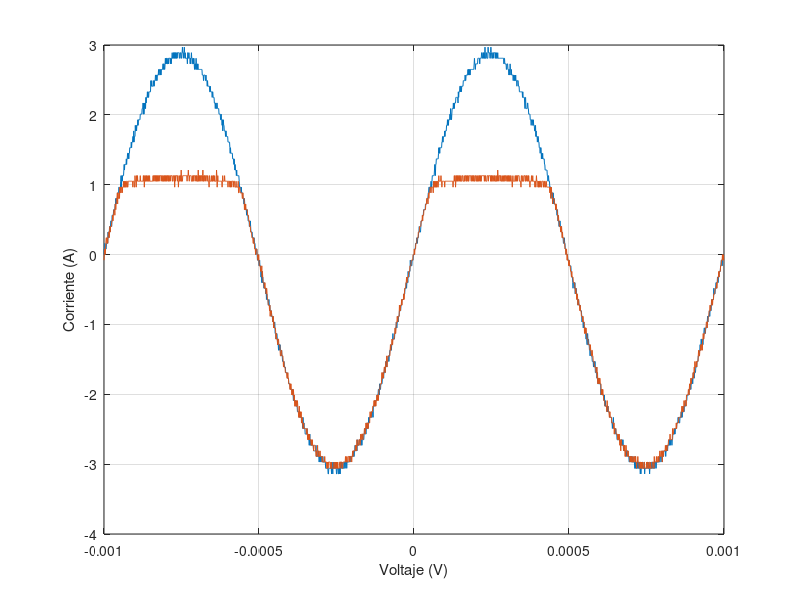

This figure's MATLAB source:
t=[-1.00E-03
-9.99E-04
-9.98E-04
-9.97E-04
-9.96E-04
-9.95E-04
-9.94E-04
-9.93E-04
-9.92E-04
-9.91E-04
-9.90E-04
-9.89E-04
-9.88E-04
-9.87E-04
-9.86E-04
-9.85E-04
-9.84E-04
-9.83E-04
-9.82E-04
-9.81E-04
-9.80E-04
-9.79E-04
-9.78E-04
-9.77E-04
-9.76E-04
-9.75E-04
-9.74E-04
-9.73E-04
-9.72E-04
-9.71E-04
-9.70E-04
-9.69E-04
-9.68E-04
-9.67E-04
-9.66E-04
-9.65E-04
-9.64E-04
-9.63E-04
-9.62E-04
-9.61E-04
-9.60E-04
-9.59E-04
-9.58E-04
-9.57E-04
-9.56E-04
-9.55E-04
-9.54E-04
-9.53E-04
-9.52E-04
-9.51E-04
-9.50E-04
-9.49E-04
-9.48E-04
-9.47E-04
-9.46E-04
-9.45E-04
-9.44E-04
-9.43E-04
-9.42E-04
-9.41E-04
-9.40E-04
-9.39E-04
-9.38E-04
-9.37E-04
-9.36E-04
-9.35E-04
-9.34E-04
-9.33E-04
-9.32E-04
-9.31E-04
-9.30E-04
-9.29E-04
-9.28E-04
-9.27E-04
-9.26E-04
-9.25E-04
-9.24E-04
-9.23E-04
-9.22E-04
-9.21E-04
-9.20E-04
-9.19E-04
-9.18E-04
-9.17E-04
-9.16E-04
-9.15E-04
-9.14E-04
-9.13E-04
-9.12E-04
-9.11E-04
-9.10E-04
-9.09E-04
-9.08E-04
-9.07E-04
-9.06E-04
-9.05E-04
-9.04E-04
-9.03E-04
-9.02E-04
-9.01E-04
-9.00E-04
-8.99E-04
-8.98E-04
-8.97E-04
-8.96E-04
-8.95E-04
-8.94E-04
-8.93E-04
-8.92E-04
-8.91E-04
-8.90E-04
-8.89E-04
-8.88E-04
-8.87E-04
-8.86E-04
-8.85E-04
-8.84E-04
-8.83E-04
-8.82E-04
-8.81E-04
-8.80E-04
-8.79E-04
-8.78E-04
-8.77E-04
-8.76E-04
-8.75E-04
-8.74E-04
-8.73E-04
-8.72E-04
-8.71E-04
-8.70E-04
-8.69E-04
-8.68E-04
-8.67E-04
-8.66E-04
-8.65E-04
-8.64E-04
-8.63E-04
-8.62E-04
-8.61E-04
-8.60E-04
-8.59E-04
-8.58E-04
-8.57E-04
-8.56E-04
-8.55E-04
-8.54E-04
-8.53E-04
-8.52E-04
-8.51E-04
-8.50E-04
-8.49E-04
-8.48E-04
-8.47E-04
-8.46E-04
-8.45E-04
-8.44E-04
-8.43E-04
-8.42E-04
-8.41E-04
-8.40E-04
-8.39E-04
-8.38E-04
-8.37E-04
-8.36E-04
-8.35E-04
-8.34E-04
-8.33E-04
-8.32E-04
-8.31E-04
-8.30E-04
-8.29E-04
-8.28E-04
-8.27E-04
-8.26E-04
-8.25E-04
-8.24E-04
-8.23E-04
-8.22E-04
-8.21E-04
-8.20E-04
-8.19E-04
-8.18E-04
-8.17E-04
-8.16E-04
-8.15E-04
-8.14E-04
-8.13E-04
-8.12E-04
-8.11E-04
-8.10E-04
-8.09E-04
-8.08E-04
-8.07E-04
-8.06E-04
-8.05E-04
-8.04E-04
-8.03E-04
-8.02E-04
-8.01E-04
-8.00E-04
-7.99E-04
-7.98E-04
-7.97E-04
-7.96E-04
-7.95E-04
-7.94E-04
-7.93E-04
-7.92E-04
-7.91E-04
-7.90E-04
-7.89E-04
-7.88E-04
-7.87E-04
-7.86E-04
-7.85E-04
-7.84E-04
-7.83E-04
-7.82E-04
-7.81E-04
-7.80E-04
-7.79E-04
-7.78E-04
-7.77E-04
-7.76E-04
-7.75E-04
-7.74E-04
-7.73E-04
-7.72E-04
-7.71E-04
-7.70E-04
-7.69E-04
-7.68E-04
-7.67E-04
-7.66E-04
-7.65E-04
-7.64E-04
-7.63E-04
-7.62E-04
-7.61E-04
-7.60E-04
-7.59E-04
-7.58E-04
-7.57E-04
-7.56E-04
-7.55E-04
-7.54E-04
-7.53E-04
-7.52E-04
-7.51E-04
-7.50E-04
-7.49E-04
-7.48E-04
-7.47E-04
-7.46E-04
-7.45E-04
-7.44E-04
-7.43E-04
-7.42E-04
-7.41E-04
-7.40E-04
-7.39E-04
-7.38E-04
-7.37E-04
-7.36E-04
-7.35E-04
-7.34E-04
-7.33E-04
-7.32E-04
-7.31E-04
-7.30E-04
-7.29E-04
-7.28E-04
-7.27E-04
-7.26E-04
-7.25E-04
-7.24E-04
-7.23E-04
-7.22E-04
-7.21E-04
-7.20E-04
-7.19E-04
-7.18E-04
-7.17E-04
-7.16E-04
-7.15E-04
-7.14E-04
-7.13E-04
-7.12E-04
-7.11E-04
-7.10E-04
-7.09E-04
-7.08E-04
-7.07E-04
-7.06E-04
-7.05E-04
-7.04E-04
-7.03E-04
-7.02E-04
-7.01E-04
-7.00E-04
-6.99E-04
-6.98E-04
-6.97E-04
-6.96E-04
-6.95E-04
-6.94E-04
-6.93E-04
-6.92E-04
-6.91E-04
-6.90E-04
-6.89E-04
-6.88E-04
-6.87E-04
-6.86E-04
-6.85E-04
-6.84E-04
-6.83E-04
-6.82E-04
-6.81E-04
-6.80E-04
-6.79E-04
-6.78E-04
-6.77E-04
-6.76E-04
-6.75E-04
-6.74E-04
-6.73E-04
-6.72E-04
-6.71E-04
-6.70E-04
-6.69E-04
-6.68E-04
-6.67E-04
-6.66E-04
-6.65E-04
-6.64E-04
-6.63E-04
-6.62E-04
-6.61E-04
-6.60E-04
-6.59E-04
-6.58E-04
-6.57E-04
-6.56E-04
-6.55E-04
-6.54E-04
-6.53E-04
-6.52E-04
-6.51E-04
-6.50E-04
-6.49E-04
-6.48E-04
-6.47E-04
-6.46E-04
-6.45E-04
-6.44E-04
-6.43E-04
-6.42E-04
-6.41E-04
-6.40E-04
-6.39E-04
-6.38E-04
-6.37E-04
-6.36E-04
-6.35E-04
-6.34E-04
-6.33E-04
-6.32E-04
-6.31E-04
-6.30E-04
-6.29E-04
-6.28E-04
-6.27E-04
-6.26E-04
-6.25E-04
-6.24E-04
-6.23E-04
-6.22E-04
-6.21E-04
-6.20E-04
-6.19E-04
-6.18E-04
-6.17E-04
-6.16E-04
-6.15E-04
-6.14E-04
-6.13E-04
-6.12E-04
-6.11E-04
-6.10E-04
-6.09E-04
-6.08E-04
-6.07E-04
-6.06E-04
-6.05E-04
-6.04E-04
-6.03E-04
-6.02E-04
-6.01E-04
-6.00E-04
-5.99E-04
-5.98E-04
-5.97E-04
-5.96E-04
-5.95E-04
-5.94E-04
-5.93E-04
-5.92E-04
-5.91E-04
-5.90E-04
-5.89E-04
-5.88E-04
-5.87E-04
-5.86E-04
-5.85E-04
-5.84E-04
-5.83E-04
-5.82E-04
-5.81E-04
-5.80E-04
-5.79E-04
-5.78E-04
-5.77E-04
-5.76E-04
-5.75E-04
-5.74E-04
-5.73E-04
-5.72E-04
-5.71E-04
-5.70E-04
-5.69E-04
-5.68E-04
-5.67E-04
-5.66E-04
-5.65E-04
-5.64E-04
-5.63E-04
-5.62E-04
-5.61E-04
-5.60E-04
-5.59E-04
-5.58E-04
-5.57E-04
-5.56E-04
-5.55E-04
-5.54E-04
-5.53E-04
-5.52E-04
-5.51E-04
-5.50E-04
-5.49E-04
-5.48E-04
-5.47E-04
-5.46E-04
-5.45E-04
-5.44E-04
-5.43E-04
-5.42E-04
-5.41E-04
-5.40E-04
-5.39E-04
-5.38E-04
-5.37E-04
-5.36E-04
-5.35E-04
-5.34E-04
-5.33E-04
-5.32E-04
-5.31E-04
-5.30E-04
-5.29E-04
-5.28E-04
-5.27E-04
-5.26E-04
-5.25E-04
-5.24E-04
-5.23E-04
-5.22E-04
-5.21E-04
-5.20E-04
-5.19E-04
-5.18E-04
-5.17E-04
-5.16E-04
-5.15E-04
-5.14E-04
-5.13E-04
-5.12E-04
-5.11E-04
-5.10E-04
-5.09E-04
-5.08E-04
-5.07E-04
-5.06E-04
-5.05E-04
-5.04E-04
-5.03E-04
-5.02E-04
-5.01E-04
-5.00E-04
-4.99E-04
-4.98E-04
-4.97E-04
-4.96E-04
-4.95E-04
-4.94E-04
-4.93E-04
-4.92E-04
-4.91E-04
-4.90E-04
-4.89E-04
-4.88E-04
-4.87E-04
-4.86E-04
-4.85E-04
-4.84E-04
-4.83E-04
-4.82E-04
-4.81E-04
-4.80E-04
-4.79E-04
-4.78E-04
-4.77E-04
-4.76E-04
-4.75E-04
-4.74E-04
-4.73E-04
-4.72E-04
-4.71E-04
-4.70E-04
-4.69E-04
-4.68E-04
-4.67E-04
-4.66E-04
-4.65E-04
-4.64E-04
-4.63E-04
-4.62E-04
-4.61E-04
-4.60E-04
-4.59E-04
-4.58E-04
-4.57E-04
-4.56E-04
-4.55E-04
-4.54E-04
-4.53E-04
-4.52E-04
-4.51E-04
-4.50E-04
-4.49E-04
-4.48E-04
-4.47E-04
-4.46E-04
-4.45E-04
-4.44E-04
-4.43E-04
-4.42E-04
-4.41E-04
-4.40E-04
-4.39E-04
-4.38E-04
-4.37E-04
-4.36E-04
-4.35E-04
-4.34E-04
-4.33E-04
-4.32E-04
-4.31E-04
-4.30E-04
-4.29E-04
-4.28E-04
-4.27E-04
-4.26E-04
-4.25E-04
-4.24E-04
-4.23E-04
-4.22E-04
-4.21E-04
-4.20E-04
-4.19E-04
-4.18E-04
-4.17E-04
-4.16E-04
-4.15E-04
-4.14E-04
-4.13E-04
-4.12E-04
-4.11E-04
-4.10E-04
-4.09E-04
-4.08E-04
-4.07E-04
-4.06E-04
-4.05E-04
-4.04E-04
-4.03E-04
-4.02E-04
-4.01E-04
-4.00E-04
-3.99E-04
-3.98E-04
-3.97E-04
-3.96E-04
-3.95E-04
-3.94E-04
-3.93E-04
-3.92E-04
-3.91E-04
-3.90E-04
-3.89E-04
-3.88E-04
-3.87E-04
-3.86E-04
-3.85E-04
-3.84E-04
-3.83E-04
-3.82E-04
-3.81E-04
-3.80E-04
-3.79E-04
-3.78E-04
-3.77E-04
-3.76E-04
-3.75E-04
-3.74E-04
-3.73E-04
-3.72E-04
-3.71E-04
-3.70E-04
-3.69E-04
-3.68E-04
-3.67E-04
-3.66E-04
-3.65E-04
-3.64E-04
-3.63E-04
-3.62E-04
-3.61E-04
-3.60E-04
-3.59E-04
-3.58E-04
-3.57E-04
-3.56E-04
-3.55E-04
-3.54E-04
-3.53E-04
-3.52E-04
-3.51E-04
-3.50E-04
-3.49E-04
-3.48E-04
-3.47E-04
-3.46E-04
-3.45E-04
-3.44E-04
-3.43E-04
-3.42E-04
-3.41E-04
-3.40E-04
-3.39E-04
-3.38E-04
-3.37E-04
-3.36E-04
-3.35E-04
-3.34E-04
-3.33E-04
-3.32E-04
-3.31E-04
-3.30E-04
-3.29E-04
-3.28E-04
-3.27E-04
-3.26E-04
-3.25E-04
-3.24E-04
-3.23E-04
-3.22E-04
-3.21E-04
-3.20E-04
-3.19E-04
-3.18E-04
-3.17E-04
-3.16E-04
-3.15E-04
-3.14E-04
-3.13E-04
-3.12E-04
-3.11E-04
-3.10E-04
-3.09E-04
-3.08E-04
-3.07E-04
-3.06E-04
-3.05E-04
-3.04E-04
-3.03E-04
-3.02E-04
-3.01E-04
-3.00E-04
-2.99E-04
-2.98E-04
-2.97E-04
-2.96E-04
-2.95E-04
-2.94E-04
-2.93E-04
-2.92E-04
-2.91E-04
-2.90E-04
-2.89E-04
-2.88E-04
-2.87E-04
-2.86E-04
-2.85E-04
-2.84E-04
-2.83E-04
-2.82E-04
-2.81E-04
-2.80E-04
-2.79E-04
-2.78E-04
-2.77E-04
-2.76E-04
-2.75E-04
-2.74E-04
-2.73E-04
-2.72E-04
-2.71E-04
-2.70E-04
-2.69E-04
-2.68E-04
-2.67E-04
-2.66E-04
-2.65E-04
-2.64E-04
-2.63E-04
-2.62E-04
-2.61E-04
-2.60E-04
-2.59E-04
-2.58E-04
-2.57E-04
-2.56E-04
-2.55E-04
-2.54E-04
-2.53E-04
-2.52E-04
-2.51E-04
-2.50E-04
-2.49E-04
-2.48E-04
-2.47E-04
-2.46E-04
-2.45E-04
-2.44E-04
-2.43E-04
-2.42E-04
-2.41E-04
-2.40E-04
-2.39E-04
-2.38E-04
-2.37E-04
-2.36E-04
-2.35E-04
-2.34E-04
-2.33E-04
-2.32E-04
-2.31E-04
-2.30E-04
-2.29E-04
-2.28E-04
-2.27E-04
-2.26E-04
-2.25E-04
-2.24E-04
-2.23E-04
-2.22E-04
-2.21E-04
-2.20E-04
-2.19E-04
-2.18E-04
-2.17E-04
-2.16E-04
-2.15E-04
-2.14E-04
-2.13E-04
-2.12E-04
-2.11E-04
-2.10E-04
-2.09E-04
-2.08E-04
-2.07E-04
-2.06E-04
-2.05E-04
-2.04E-04
-2.03E-04
-2.02E-04
-2.01E-04
-2.00E-04
-1.99E-04
-1.98E-04
-1.97E-04
-1.96E-04
-1.95E-04
-1.94E-04
-1.93E-04
-1.92E-04
-1.91E-04
-1.90E-04
-1.89E-04
-1.88E-04
-1.87E-04
-1.86E-04
-1.85E-04
-1.84E-04
-1.83E-04
-1.82E-04
-1.81E-04
-1.80E-04
-1.79E-04
-1.78E-04
-1.77E-04
-1.76E-04
-1.75E-04
-1.74E-04
-1.73E-04
-1.72E-04
-1.71E-04
-1.70E-04
-1.69E-04
-1.68E-04
-1.67E-04
-1.66E-04
-1.65E-04
-1.64E-04
-1.63E-04
-1.62E-04
-1.61E-04
-1.60E-04
-1.59E-04
-1.58E-04
-1.57E-04
-1.56E-04
-1.55E-04
-1.54E-04
-1.53E-04
-1.52E-04
-1.51E-04
-1.50E-04
-1.49E-04
-1.48E-04
-1.47E-04
-1.46E-04
-1.45E-04
-1.44E-04
-1.43E-04
-1.42E-04
-1.41E-04
-1.40E-04
-1.39E-04
-1.38E-04
-1.37E-04
-1.36E-04
-1.35E-04
-1.34E-04
-1.33E-04
-1.32E-04
-1.31E-04
-1.30E-04
-1.29E-04
-1.28E-04
-1.27E-04
-1.26E-04
-1.25E-04
-1.24E-04
-1.23E-04
-1.22E-04
-1.21E-04
-1.20E-04
-1.19E-04
-1.18E-04
-1.17E-04
-1.16E-04
-1.15E-04
-1.14E-04
-1.13E-04
-1.12E-04
-1.11E-04
-1.10E-04
-1.09E-04
-1.08E-04
-1.07E-04
-1.06E-04
-1.05E-04
-1.04E-04
-1.03E-04
-1.02E-04
-1.01E-04
-1.00E-04
-9.90E-05
-9.80E-05
-9.70E-05
-9.60E-05
-9.50E-05
-9.40E-05
-9.30E-05
-9.20E-05
-9.10E-05
-9.00E-05
-8.90E-05
-8.80E-05
-8.70E-05
-8.60E-05
-8.50E-05
-8.40E-05
-8.30E-05
-8.20E-05
-8.10E-05
-8.00E-05
-7.90E-05
-7.80E-05
-7.70E-05
-7.60E-05
-7.50E-05
-7.40E-05
-7.30E-05
-7.20E-05
-7.10E-05
-7.00E-05
-6.90E-05
-6.80E-05
-6.70E-05
-6.60E-05
-6.50E-05
-6.40E-05
-6.30E-05
-6.20E-05
-6.10E-05
-6.00E-05
-5.90E-05
-5.80E-05
-5.70E-05
-5.60E-05
-5.50E-05
-5.40E-05
-5.30E-05
-5.20E-05
-5.10E-05
-5.00E-05
-4.90E-05
-4.80E-05
-4.70E-05
-4.60E-05
-4.50E-05
-4.40E-05
-4.30E-05
-4.20E-05
-4.10E-05
-4.00E-05
-3.90E-05
-3.80E-05
-3.70E-05
-3.60E-05
-3.50E-05
-3.40E-05
-3.30E-05
-3.20E-05
-3.10E-05
-3.00E-05
-2.90E-05
-2.80E-05
-2.70E-05
-2.60E-05
-2.50E-05
-2.40E-05
-2.30E-05
-2.20E-05
-2.10E-05
-2.00E-05
-1.90E-05
-1.80E-05
-1.70E-05
-1.60E-05
-1.50E-05
-1.40E-05
-1.30E-05
-1.20E-05
-1.10E-05
-1.00E-05
-9.00E-06
-8.00E-06
-7.00E-06
-6.00E-06
-5.00E-06
-4.00E-06
-3.00E-06
-2.00E-06
-1.00E-06
0.00E+00
1.00E-06
2.00E-06
3.00E-06
4.00E-06
5.00E-06
6.00E-06
7.00E-06
8.00E-06
9.00E-06
1.00E-05
1.10E-05
1.20E-05
1.30E-05
1.40E-05
1.50E-05
1.60E-05
1.70E-05
1.80E-05
1.90E-05
2.00E-05
2.10E-05
2.20E-05
2.30E-05
2.40E-05
2.50E-05
2.60E-05
2.70E-05
2.80E-05
2.90E-05
3.00E-05
3.10E-05
3.20E-05
3.30E-05
3.40E-05
3.50E-05
3.60E-05
3.70E-05
3.80E-05
3.90E-05
4.00E-05
4.10E-05
4.20E-05
4.30E-05
4.40E-05
4.50E-05
4.60E-05
4.70E-05
4.80E-05
4.90E-05
5.00E-05
5.10E-05
5.20E-05
5.30E-05
5.40E-05
5.50E-05
5.60E-05
5.70E-05
5.80E-05
5.90E-05
6.00E-05
6.10E-05
6.20E-05
6.30E-05
6.40E-05
6.50E-05
6.60E-05
6.70E-05
6.80E-05
6.90E-05
7.00E-05
7.10E-05
7.20E-05
7.30E-05
7.40E-05
7.50E-05
7.60E-05
7.70E-05
7.80E-05
7.90E-05
8.00E-05
8.10E-05
8.20E-05
8.30E-05
8.40E-05
8.50E-05
8.60E-05
8.70E-05
8.80E-05
8.90E-05
9.00E-05
9.10E-05
9.20E-05
9.30E-05
9.40E-05
9.50E-05
9.60E-05
9.70E-05
9.80E-05
9.90E-05
1.00E-04
1.01E-04
1.02E-04
1.03E-04
1.04E-04
1.05E-04
1.06E-04
1.07E-04
1.08E-04
1.09E-04
1.10E-04
1.11E-04
1.12E-04
1.13E-04
1.14E-04
1.15E-04
1.16E-04
1.17E-04
1.18E-04
1.19E-04
1.20E-04
1.21E-04
1.22E-04
1.23E-04
1.24E-04
1.25E-04
1.26E-04
1.27E-04
1.28E-04
1.29E-04
1.30E-04
1.31E-04
1.32E-04
1.33E-04
1.34E-04
1.35E-04
1.36E-04
1.37E-04
1.38E-04
1.39E-04
1.40E-04
1.41E-04
1.42E-04
1.43E-04
1.44E-04
1.45E-04
1.46E-04
1.47E-04
1.48E-04
1.49E-04
1.50E-04
1.51E-04
1.52E-04
1.53E-04
1.54E-04
1.55E-04
1.56E-04
1.57E-04
1.58E-04
1.59E-04
1.60E-04
1.61E-04
1.62E-04
1.63E-04
1.64E-04
1.65E-04
1.66E-04
1.67E-04
1.68E-04
1.69E-04
1.70E-04
1.71E-04
1.72E-04
1.73E-04
1.74E-04
1.75E-04
1.76E-04
1.77E-04
1.78E-04
1.79E-04
1.80E-04
1.81E-04
1.82E-04
1.83E-04
1.84E-04
1.85E-04
1.86E-04
1.87E-04
1.88E-04
1.89E-04
1.90E-04
1.91E-04
1.92E-04
1.93E-04
1.94E-04
1.95E-04
1.96E-04
1.97E-04
1.98E-04
1.99E-04
2.00E-04
2.01E-04
2.02E-04
2.03E-04
2.04E-04
2.05E-04
2.06E-04
2.07E-04
2.08E-04
2.09E-04
2.10E-04
2.11E-04
2.12E-04
2.13E-04
2.14E-04
2.15E-04
2.16E-04
2.17E-04
2.18E-04
2.19E-04
2.20E-04
2.21E-04
2.22E-04
2.23E-04
2.24E-04
2.25E-04
2.26E-04
2.27E-04
2.28E-04
2.29E-04
2.30E-04
2.31E-04
2.32E-04
2.33E-04
2.34E-04
2.35E-04
2.36E-04
2.37E-04
2.38E-04
2.39E-04
2.40E-04
2.41E-04
2.42E-04
2.43E-04
2.44E-04
2.45E-04
2.46E-04
2.47E-04
2.48E-04
2.49E-04
2.50E-04
2.51E-04
2.52E-04
2.53E-04
2.54E-04
2.55E-04
2.56E-04
2.57E-04
2.58E-04
2.59E-04
2.60E-04
2.61E-04
2.62E-04
2.63E-04
2.64E-04
2.65E-04
2.66E-04
2.67E-04
2.68E-04
2.69E-04
2.70E-04
2.71E-04
2.72E-04
2.73E-04
2.74E-04
2.75E-04
2.76E-04
2.77E-04
2.78E-04
2.79E-04
2.80E-04
2.81E-04
2.82E-04
2.83E-04
2.84E-04
2.85E-04
2.86E-04
2.87E-04
2.88E-04
2.89E-04
2.90E-04
2.91E-04
2.92E-04
2.93E-04
2.94E-04
2.95E-04
2.96E-04
2.97E-04
2.98E-04
2.99E-04
3.00E-04
3.01E-04
3.02E-04
3.03E-04
3.04E-04
3.05E-04
3.06E-04
3.07E-04
3.08E-04
3.09E-04
3.10E-04
3.11E-04
3.12E-04
3.13E-04
3.14E-04
3.15E-04
3.16E-04
3.17E-04
3.18E-04
3.19E-04
3.20E-04
3.21E-04
3.22E-04
3.23E-04
3.24E-04
3.25E-04
3.26E-04
3.27E-04
3.28E-04
3.29E-04
3.30E-04
3.31E-04
3.32E-04
3.33E-04
3.34E-04
3.35E-04
3.36E-04
3.37E-04
3.38E-04
3.39E-04
3.40E-04
3.41E-04
3.42E-04
3.43E-04
3.44E-04
3.45E-04
3.46E-04
3.47E-04
3.48E-04
3.49E-04
3.50E-04
3.51E-04
3.52E-04
3.53E-04
3.54E-04
3.55E-04
3.56E-04
3.57E-04
3.58E-04
3.59E-04
3.60E-04
3.61E-04
3.62E-04
3.63E-04
3.64E-04
3.65E-04
3.66E-04
3.67E-04
3.68E-04
3.69E-04
3.70E-04
3.71E-04
3.72E-04
3.73E-04
3.74E-04
3.75E-04
3.76E-04
3.77E-04
3.78E-04
3.79E-04
3.80E-04
3.81E-04
3.82E-04
3.83E-04
3.84E-04
3.85E-04
3.86E-04
3.87E-04
3.88E-04
3.89E-04
3.90E-04
3.91E-04
3.92E-04
3.93E-04
3.94E-04
3.95E-04
3.96E-04
3.97E-04
3.98E-04
3.99E-04
4.00E-04
4.01E-04
4.02E-04
4.03E-04
4.04E-04
4.05E-04
4.06E-04
4.07E-04
4.08E-04
4.09E-04
4.10E-04
4.11E-04
4.12E-04
4.13E-04
4.14E-04
4.15E-04
4.16E-04
4.17E-04
4.18E-04
4.19E-04
4.20E-04
4.21E-04
4.22E-04
4.23E-04
4.24E-04
4.25E-04
4.26E-04
4.27E-04
4.28E-04
4.29E-04
4.30E-04
4.31E-04
4.32E-04
4.33E-04
4.34E-04
4.35E-04
4.36E-04
4.37E-04
4.38E-04
4.39E-04
4.40E-04
4.41E-04
4.42E-04
4.43E-04
4.44E-04
4.45E-04
4.46E-04
4.47E-04
4.48E-04
4.49E-04
4.50E-04
4.51E-04
4.52E-04
4.53E-04
4.54E-04
4.55E-04
4.56E-04
4.57E-04
4.58E-04
4.59E-04
4.60E-04
4.61E-04
4.62E-04
4.63E-04
4.64E-04
4.65E-04
4.66E-04
4.67E-04
4.68E-04
4.69E-04
4.70E-04
4.71E-04
4.72E-04
4.73E-04
4.74E-04
4.75E-04
4.76E-04
4.77E-04
4.78E-04
4.79E-04
4.80E-04
4.81E-04
4.82E-04
4.83E-04
4.84E-04
4.85E-04
4.86E-04
4.87E-04
4.88E-04
4.89E-04
4.90E-04
4.91E-04
4.92E-04
4.93E-04
4.94E-04
4.95E-04
4.96E-04
4.97E-04
4.98E-04
4.99E-04
5.00E-04
5.01E-04
5.02E-04
5.03E-04
5.04E-04
5.05E-04
5.06E-04
5.07E-04
5.08E-04
5.09E-04
5.10E-04
5.11E-04
5.12E-04
5.13E-04
5.14E-04
5.15E-04
5.16E-04
5.17E-04
5.18E-04
5.19E-04
5.20E-04
5.21E-04
5.22E-04
5.23E-04
5.24E-04
5.25E-04
5.26E-04
5.27E-04
5.28E-04
5.29E-04
5.30E-04
5.31E-04
5.32E-04
5.33E-04
5.34E-04
5.35E-04
5.36E-04
5.37E-04
5.38E-04
5.39E-04
5.40E-04
5.41E-04
5.42E-04
5.43E-04
5.44E-04
5.45E-04
5.46E-04
5.47E-04
5.48E-04
5.49E-04
5.50E-04
5.51E-04
5.52E-04
5.53E-04
5.54E-04
5.55E-04
5.56E-04
5.57E-04
5.58E-04
5.59E-04
5.60E-04
5.61E-04
5.62E-04
5.63E-04
5.64E-04
5.65E-04
5.66E-04
5.67E-04
5.68E-04
5.69E-04
5.70E-04
5.71E-04
5.72E-04
5.73E-04
5.74E-04
5.75E-04
5.76E-04
5.77E-04
5.78E-04
5.79E-04
5.80E-04
5.81E-04
5.82E-04
5.83E-04
5.84E-04
5.85E-04
5.86E-04
5.87E-04
5.88E-04
5.89E-04
5.90E-04
5.91E-04
5.92E-04
5.93E-04
5.94E-04
5.95E-04
5.96E-04
5.97E-04
5.98E-04
5.99E-04
6.00E-04
6.01E-04
6.02E-04
6.03E-04
6.04E-04
6.05E-04
6.06E-04
6.07E-04
6.08E-04
6.09E-04
6.10E-04
6.11E-04
6.12E-04
6.13E-04
6.14E-04
6.15E-04
6.16E-04
6.17E-04
6.18E-04
6.19E-04
6.20E-04
6.21E-04
6.22E-04
6.23E-04
6.24E-04
6.25E-04
6.26E-04
6.27E-04
6.28E-04
6.29E-04
6.30E-04
6.31E-04
6.32E-04
6.33E-04
6.34E-04
6.35E-04
6.36E-04
6.37E-04
6.38E-04
6.39E-04
6.40E-04
6.41E-04
6.42E-04
6.43E-04
6.44E-04
6.45E-04
6.46E-04
6.47E-04
6.48E-04
6.49E-04
6.50E-04
6.51E-04
6.52E-04
6.53E-04
6.54E-04
6.55E-04
6.56E-04
6.57E-04
6.58E-04
6.59E-04
6.60E-04
6.61E-04
6.62E-04
6.63E-04
6.64E-04
6.65E-04
6.66E-04
6.67E-04
6.68E-04
6.69E-04
6.70E-04
6.71E-04
6.72E-04
6.73E-04
6.74E-04
6.75E-04
6.76E-04
6.77E-04
6.78E-04
6.79E-04
6.80E-04
6.81E-04
6.82E-04
6.83E-04
6.84E-04
6.85E-04
6.86E-04
6.87E-04
6.88E-04
6.89E-04
6.90E-04
6.91E-04
6.92E-04
6.93E-04
6.94E-04
6.95E-04
6.96E-04
6.97E-04
6.98E-04
6.99E-04
7.00E-04
7.01E-04
7.02E-04
7.03E-04
7.04E-04
7.05E-04
7.06E-04
7.07E-04
7.08E-04
7.09E-04
7.10E-04
7.11E-04
7.12E-04
7.13E-04
7.14E-04
7.15E-04
7.16E-04
7.17E-04
7.18E-04
7.19E-04
7.20E-04
7.21E-04
7.22E-04
7.23E-04
7.24E-04
7.25E-04
7.26E-04
7.27E-04
7.28E-04
7.29E-04
7.30E-04
7.31E-04
7.32E-04
7.33E-04
7.34E-04
7.35E-04
7.36E-04
7.37E-04
7.38E-04
7.39E-04
7.40E-04
7.41E-04
7.42E-04
7.43E-04
7.44E-04
7.45E-04
7.46E-04
7.47E-04
7.48E-04
7.49E-04
7.50E-04
7.51E-04
7.52E-04
7.53E-04
7.54E-04
7.55E-04
7.56E-04
7.57E-04
7.58E-04
7.59E-04
7.60E-04
7.61E-04
7.62E-04
7.63E-04
7.64E-04
7.65E-04
7.66E-04
7.67E-04
7.68E-04
7.69E-04
7.70E-04
7.71E-04
7.72E-04
7.73E-04
7.74E-04
7.75E-04
7.76E-04
7.77E-04
7.78E-04
7.79E-04
7.80E-04
7.81E-04
7.82E-04
7.83E-04
7.84E-04
7.85E-04
7.86E-04
7.87E-04
7.88E-04
7.89E-04
7.90E-04
7.91E-04
7.92E-04
7.93E-04
7.94E-04
7.95E-04
7.96E-04
7.97E-04
7.98E-04
7.99E-04
8.00E-04
8.01E-04
8.02E-04
8.03E-04
8.04E-04
8.05E-04
8.06E-04
8.07E-04
8.08E-04
8.09E-04
8.10E-04
8.11E-04
8.12E-04
8.13E-04
8.14E-04
8.15E-04
8.16E-04
8.17E-04
8.18E-04
8.19E-04
8.20E-04
8.21E-04
8.22E-04
8.23E-04
8.24E-04
8.25E-04
8.26E-04
8.27E-04
8.28E-04
8.29E-04
8.30E-04
8.31E-04
8.32E-04
8.33E-04
8.34E-04
8.35E-04
8.36E-04
8.37E-04
8.38E-04
8.39E-04
8.40E-04
8.41E-04
8.42E-04
8.43E-04
8.44E-04
8.45E-04
8.46E-04
8.47E-04
8.48E-04
8.49E-04
8.50E-04
8.51E-04
8.52E-04
8.53E-04
8.54E-04
8.55E-04
8.56E-04
8.57E-04
8.58E-04
8.59E-04
8.60E-04
8.61E-04
8.62E-04
8.63E-04
8.64E-04
8.65E-04
8.66E-04
8.67E-04
8.68E-04
8.69E-04
8.70E-04
8.71E-04
8.72E-04
8.73E-04
8.74E-04
8.75E-04
8.76E-04
8.77E-04
8.78E-04
8.79E-04
8.80E-04
8.81E-04
8.82E-04
8.83E-04
8.84E-04
8.85E-04
8.86E-04
8.87E-04
8.88E-04
8.89E-04
8.90E-04
8.91E-04
8.92E-04
8.93E-04
8.94E-04
8.95E-04
8.96E-04
8.97E-04
8.98E-04
8.99E-04
9.00E-04
9.01E-04
9.02E-04
9.03E-04
9.04E-04
9.05E-04
9.06E-04
9.07E-04
9.08E-04
9.09E-04
9.10E-04
9.11E-04
9.12E-04
9.13E-04
9.14E-04
9.15E-04
9.16E-04
9.17E-04
9.18E-04
9.19E-04
9.20E-04
9.21E-04
9.22E-04
9.23E-04
9.24E-04
9.25E-04
9.26E-04
9.27E-04
9.28E-04
9.29E-04
9.30E-04
9.31E-04
9.32E-04
9.33E-04
9.34E-04
9.35E-04
9.36E-04
9.37E-04
9.38E-04
9.39E-04
9.40E-04
9.41E-04
9.42E-04
9.43E-04
9.44E-04
9.45E-04
9.46E-04
9.47E-04
9.48E-04
9.49E-04
9.50E-04
9.51E-04
9.52E-04
9.53E-04
9.54E-04
9.55E-04
9.56E-04
9.57E-04
9.58E-04
9.59E-04
9.60E-04
9.61E-04
9.62E-04
9.63E-04
9.64E-04
9.65E-04
9.66E-04
9.67E-04
9.68E-04
9.69E-04
9.70E-04
9.71E-04
9.72E-04
9.73E-04
9.74E-04
9.75E-04
9.76E-04
9.77E-04
9.78E-04
9.79E-04
9.80E-04
9.81E-04
9.82E-04
9.83E-04
9.84E-04
9.85E-04
9.86E-04
9.87E-04
9.88E-04
9.89E-04
9.90E-04
9.91E-04
9.92E-04
9.93E-04
9.94E-04
9.95E-04
9.96E-04
9.97E-04
9.98E-04
9.99E-04];
x=[0.00E+00
8.04E-02
0.00E+00
1.61E-01
8.04E-02
8.04E-02
8.04E-02
8.04E-02
1.61E-01
1.61E-01
1.61E-01
1.61E-01
1.61E-01
3.22E-01
2.41E-01
3.22E-01
3.22E-01
3.22E-01
4.02E-01
4.02E-01
3.22E-01
4.02E-01
4.82E-01
4.82E-01
4.02E-01
4.02E-01
5.63E-01
5.63E-01
5.63E-01
5.63E-01
5.63E-01
6.43E-01
6.43E-01
6.43E-01
6.43E-01
6.43E-01
7.24E-01
7.24E-01
8.04E-01
7.24E-01
8.04E-01
7.24E-01
8.04E-01
8.04E-01
8.84E-01
8.84E-01
8.84E-01
8.84E-01
9.65E-01
9.65E-01
8.84E-01
8.84E-01
9.65E-01
9.65E-01
1.05E+00
1.13E+00
9.65E-01
1.05E+00
1.13E+00
1.05E+00
1.13E+00
1.13E+00
1.13E+00
1.13E+00
1.21E+00
1.29E+00
1.21E+00
1.29E+00
1.29E+00
1.29E+00
1.29E+00
1.29E+00
1.37E+00
1.29E+00
1.37E+00
1.37E+00
1.45E+00
1.45E+00
1.37E+00
1.45E+00
1.37E+00
1.45E+00
1.45E+00
1.53E+00
1.53E+00
1.53E+00
1.53E+00
1.53E+00
1.61E+00
1.53E+00
1.61E+00
1.61E+00
1.61E+00
1.69E+00
1.69E+00
1.61E+00
1.77E+00
1.61E+00
1.69E+00
1.69E+00
1.69E+00
1.85E+00
1.77E+00
1.77E+00
1.85E+00
1.77E+00
1.85E+00
1.85E+00
1.85E+00
1.93E+00
1.85E+00
1.93E+00
1.93E+00
1.93E+00
1.93E+00
1.93E+00
1.93E+00
2.01E+00
2.01E+00
2.01E+00
2.01E+00
2.01E+00
2.01E+00
2.09E+00
2.09E+00
2.09E+00
2.17E+00
2.01E+00
2.17E+00
2.01E+00
2.09E+00
2.17E+00
2.09E+00
2.17E+00
2.09E+00
2.25E+00
2.17E+00
2.25E+00
2.25E+00
2.25E+00
2.33E+00
2.25E+00
2.33E+00
2.25E+00
2.25E+00
2.33E+00
2.33E+00
2.33E+00
2.33E+00
2.33E+00
2.33E+00
2.49E+00
2.41E+00
2.41E+00
2.49E+00
2.41E+00
2.41E+00
2.41E+00
2.41E+00
2.41E+00
2.49E+00
2.49E+00
2.41E+00
2.49E+00
2.49E+00
2.49E+00
2.57E+00
2.57E+00
2.49E+00
2.57E+00
2.57E+00
2.49E+00
2.57E+00
2.57E+00
2.57E+00
2.57E+00
2.65E+00
2.57E+00
2.57E+00
2.65E+00
2.65E+00
2.65E+00
2.57E+00
2.65E+00
2.57E+00
2.65E+00
2.65E+00
2.65E+00
2.65E+00
2.65E+00
2.73E+00
2.73E+00
2.65E+00
2.73E+00
2.73E+00
2.65E+00
2.65E+00
2.73E+00
2.81E+00
2.73E+00
2.81E+00
2.73E+00
2.81E+00
2.81E+00
2.73E+00
2.73E+00
2.81E+00
2.81E+00
2.73E+00
2.81E+00
2.81E+00
2.81E+00
2.81E+00
2.81E+00
2.73E+00
2.81E+00
2.81E+00
2.73E+00
2.81E+00
2.81E+00
2.89E+00
2.81E+00
2.81E+00
2.81E+00
2.89E+00
2.81E+00
2.89E+00
2.81E+00
2.89E+00
2.81E+00
2.89E+00
2.81E+00
2.89E+00
2.81E+00
2.81E+00
2.89E+00
2.81E+00
2.89E+00
2.89E+00
2.89E+00
2.89E+00
2.89E+00
2.89E+00
2.81E+00
2.81E+00
2.89E+00
2.89E+00
2.89E+00
2.81E+00
2.81E+00
2.81E+00
2.89E+00
2.89E+00
2.97E+00
2.89E+00
2.89E+00
2.81E+00
2.89E+00
2.89E+00
2.97E+00
2.89E+00
2.81E+00
2.89E+00
2.81E+00
2.81E+00
2.81E+00
2.81E+00
2.81E+00
2.81E+00
2.73E+00
2.89E+00
2.89E+00
2.81E+00
2.81E+00
2.89E+00
2.81E+00
2.81E+00
2.81E+00
2.73E+00
2.81E+00
2.73E+00
2.81E+00
2.89E+00
2.81E+00
2.81E+00
2.81E+00
2.73E+00
2.73E+00
2.81E+00
2.73E+00
2.81E+00
2.73E+00
2.65E+00
2.73E+00
2.73E+00
2.73E+00
2.65E+00
2.81E+00
2.73E+00
2.65E+00
2.65E+00
2.73E+00
2.65E+00
2.73E+00
2.65E+00
2.65E+00
2.65E+00
2.65E+00
2.65E+00
2.65E+00
2.65E+00
2.65E+00
2.65E+00
2.65E+00
2.65E+00
2.65E+00
2.65E+00
2.57E+00
2.57E+00
2.57E+00
2.57E+00
2.49E+00
2.57E+00
2.57E+00
2.57E+00
2.57E+00
2.57E+00
2.49E+00
2.49E+00
2.57E+00
2.49E+00
2.49E+00
2.49E+00
2.41E+00
2.49E+00
2.41E+00
2.41E+00
2.41E+00
2.41E+00
2.41E+00
2.41E+00
2.33E+00
2.33E+00
2.41E+00
2.33E+00
2.33E+00
2.33E+00
2.33E+00
2.33E+00
2.25E+00
2.33E+00
2.33E+00
2.25E+00
2.25E+00
2.25E+00
2.25E+00
2.17E+00
2.17E+00
2.17E+00
2.09E+00
2.17E+00
2.17E+00
2.09E+00
2.09E+00
2.17E+00
2.17E+00
2.09E+00
2.09E+00
2.09E+00
2.09E+00
2.09E+00
2.01E+00
2.01E+00
2.01E+00
2.01E+00
2.01E+00
1.93E+00
1.93E+00
2.01E+00
1.93E+00
1.93E+00
1.85E+00
1.93E+00
1.77E+00
1.85E+00
1.93E+00
1.85E+00
1.85E+00
1.77E+00
1.77E+00
1.77E+00
1.77E+00
1.69E+00
1.77E+00
1.77E+00
1.69E+00
1.69E+00
1.69E+00
1.69E+00
1.69E+00
1.61E+00
1.61E+00
1.61E+00
1.61E+00
1.61E+00
1.61E+00
1.53E+00
1.45E+00
1.53E+00
1.45E+00
1.45E+00
1.45E+00
1.45E+00
1.45E+00
1.45E+00
1.37E+00
1.37E+00
1.37E+00
1.37E+00
1.29E+00
1.37E+00
1.29E+00
1.21E+00
1.29E+00
1.21E+00
1.21E+00
1.21E+00
1.13E+00
1.21E+00
1.13E+00
1.13E+00
1.13E+00
1.13E+00
1.13E+00
1.13E+00
1.13E+00
1.05E+00
9.65E-01
9.65E-01
9.65E-01
9.65E-01
9.65E-01
8.84E-01
9.65E-01
8.84E-01
8.84E-01
8.84E-01
8.84E-01
8.04E-01
8.04E-01
8.04E-01
7.24E-01
7.24E-01
8.04E-01
7.24E-01
6.43E-01
7.24E-01
6.43E-01
6.43E-01
6.43E-01
5.63E-01
6.43E-01
6.43E-01
5.63E-01
5.63E-01
4.82E-01
4.82E-01
4.82E-01
4.82E-01
4.02E-01
4.82E-01
4.02E-01
4.82E-01
4.02E-01
3.22E-01
3.22E-01
3.22E-01
3.22E-01
3.22E-01
2.41E-01
2.41E-01
2.41E-01
2.41E-01
1.61E-01
2.41E-01
1.61E-01
1.61E-01
1.61E-01
8.04E-02
8.04E-02
0.00E+00
8.04E-02
8.04E-02
8.04E-02
0.00E+00
-8.04E-02
-8.04E-02
0.00E+00
-8.04E-02
-8.04E-02
-1.61E-01
-1.61E-01
-8.04E-02
-1.61E-01
-1.61E-01
-1.61E-01
-3.22E-01
-3.22E-01
-2.41E-01
-4.02E-01
-2.41E-01
-4.02E-01
-3.22E-01
-4.02E-01
-4.02E-01
-4.02E-01
-4.82E-01
-4.02E-01
-4.82E-01
-4.82E-01
-4.82E-01
-4.82E-01
-5.63E-01
-4.82E-01
-6.43E-01
-5.63E-01
-6.43E-01
-6.43E-01
-6.43E-01
-6.43E-01
-7.24E-01
-7.24E-01
-6.43E-01
-7.24E-01
-7.24E-01
-7.24E-01
-8.04E-01
-8.04E-01
-8.04E-01
-8.84E-01
-8.04E-01
-8.84E-01
-8.84E-01
-8.84E-01
-9.65E-01
-8.84E-01
-9.65E-01
-9.65E-01
-9.65E-01
-1.05E+00
-9.65E-01
-9.65E-01
-1.13E+00
-1.13E+00
-1.13E+00
-1.21E+00
-1.13E+00
-1.13E+00
-1.13E+00
-1.21E+00
-1.29E+00
-1.21E+00
-1.29E+00
-1.37E+00
-1.29E+00
-1.29E+00
-1.29E+00
-1.37E+00
-1.29E+00
-1.37E+00
-1.37E+00
-1.45E+00
-1.45E+00
-1.37E+00
-1.45E+00
-1.45E+00
-1.53E+00
-1.53E+00
-1.53E+00
-1.53E+00
-1.53E+00
-1.53E+00
-1.61E+00
-1.61E+00
-1.61E+00
-1.61E+00
-1.69E+00
-1.69E+00
-1.69E+00
-1.69E+00
-1.69E+00
-1.69E+00
-1.77E+00
-1.77E+00
-1.77E+00
-1.77E+00
-1.85E+00
-1.85E+00
-1.85E+00
-1.85E+00
-1.85E+00
-1.93E+00
-1.93E+00
-1.93E+00
-1.93E+00
-1.93E+00
-1.93E+00
-1.93E+00
-2.01E+00
-1.93E+00
-2.01E+00
-2.09E+00
-2.01E+00
-2.09E+00
-2.09E+00
-2.09E+00
-2.09E+00
-2.09E+00
-2.09E+00
-2.09E+00
-2.17E+00
-2.17E+00
-2.17E+00
-2.17E+00
-2.25E+00
-2.25E+00
-2.25E+00
-2.25E+00
-2.25E+00
-2.25E+00
-2.33E+00
-2.25E+00
-2.33E+00
-2.33E+00
-2.33E+00
-2.33E+00
-2.33E+00
-2.33E+00
-2.33E+00
-2.41E+00
-2.41E+00
-2.49E+00
-2.33E+00
-2.41E+00
-2.49E+00
-2.41E+00
-2.49E+00
-2.49E+00
-2.49E+00
-2.57E+00
-2.57E+00
-2.57E+00
-2.57E+00
-2.57E+00
-2.57E+00
-2.49E+00
-2.57E+00
-2.57E+00
-2.57E+00
-2.65E+00
-2.65E+00
-2.65E+00
-2.73E+00
-2.65E+00
-2.57E+00
-2.73E+00
-2.65E+00
-2.73E+00
-2.73E+00
-2.73E+00
-2.73E+00
-2.73E+00
-2.73E+00
-2.73E+00
-2.73E+00
-2.73E+00
-2.81E+00
-2.81E+00
-2.81E+00
-2.81E+00
-2.81E+00
-2.81E+00
-2.81E+00
-2.81E+00
-2.73E+00
-2.89E+00
-2.89E+00
-2.81E+00
-2.89E+00
-2.89E+00
-2.89E+00
-2.89E+00
-2.81E+00
-2.89E+00
-2.97E+00
-2.89E+00
-2.89E+00
-2.97E+00
-2.89E+00
-2.89E+00
-2.97E+00
-2.89E+00
-2.89E+00
-2.97E+00
-2.97E+00
-2.97E+00
-2.89E+00
-2.97E+00
-2.97E+00
-2.97E+00
-2.97E+00
-2.97E+00
-2.97E+00
-2.97E+00
-2.97E+00
-3.06E+00
-3.06E+00
-3.06E+00
-3.06E+00
-3.06E+00
-3.06E+00
-3.06E+00
-3.06E+00
-3.14E+00
-3.14E+00
-3.06E+00
-3.06E+00
-3.06E+00
-3.06E+00
-3.06E+00
-3.06E+00
-3.06E+00
-3.06E+00
-3.06E+00
-3.14E+00
-2.97E+00
-3.06E+00
-3.06E+00
-3.14E+00
-2.97E+00
-3.06E+00
-3.06E+00
-2.97E+00
-3.06E+00
-3.06E+00
-3.06E+00
-3.06E+00
-3.06E+00
-3.06E+00
-3.06E+00
-3.14E+00
-3.14E+00
-3.06E+00
-3.06E+00
-3.06E+00
-3.06E+00
-3.14E+00
-3.14E+00
-3.06E+00
-3.14E+00
-3.06E+00
-3.06E+00
-3.14E+00
-2.97E+00
-2.97E+00
-3.06E+00
-2.97E+00
-3.06E+00
-3.06E+00
-3.06E+00
-3.06E+00
-2.97E+00
-3.06E+00
-3.06E+00
-3.06E+00
-3.06E+00
-2.97E+00
-2.97E+00
-3.06E+00
-2.97E+00
-2.97E+00
-2.97E+00
-2.97E+00
-3.06E+00
-2.97E+00
-2.97E+00
-2.97E+00
-2.97E+00
-2.97E+00
-2.97E+00
-2.97E+00
-2.97E+00
-2.89E+00
-2.89E+00
-2.97E+00
-2.89E+00
-2.89E+00
-2.89E+00
-2.89E+00
-2.89E+00
-2.89E+00
-2.89E+00
-2.89E+00
-2.89E+00
-2.89E+00
-2.81E+00
-2.89E+00
-2.89E+00
-2.81E+00
-2.81E+00
-2.73E+00
-2.81E+00
-2.81E+00
-2.81E+00
-2.81E+00
-2.73E+00
-2.81E+00
-2.65E+00
-2.73E+00
-2.73E+00
-2.73E+00
-2.73E+00
-2.73E+00
-2.73E+00
-2.65E+00
-2.65E+00
-2.65E+00
-2.65E+00
-2.65E+00
-2.73E+00
-2.65E+00
-2.65E+00
-2.73E+00
-2.65E+00
-2.57E+00
-2.57E+00
-2.65E+00
-2.65E+00
-2.65E+00
-2.57E+00
-2.57E+00
-2.49E+00
-2.49E+00
-2.57E+00
-2.49E+00
-2.57E+00
-2.49E+00
-2.49E+00
-2.41E+00
-2.41E+00
-2.49E+00
-2.41E+00
-2.49E+00
-2.41E+00
-2.33E+00
-2.41E+00
-2.33E+00
-2.33E+00
-2.33E+00
-2.33E+00
-2.33E+00
-2.33E+00
-2.33E+00
-2.25E+00
-2.33E+00
-2.25E+00
-2.25E+00
-2.25E+00
-2.33E+00
-2.17E+00
-2.17E+00
-2.17E+00
-2.17E+00
-2.09E+00
-2.09E+00
-2.17E+00
-2.09E+00
-2.09E+00
-2.09E+00
-2.09E+00
-2.09E+00
-2.01E+00
-2.01E+00
-2.01E+00
-2.01E+00
-1.93E+00
-1.93E+00
-1.93E+00
-2.01E+00
-1.85E+00
-1.93E+00
-1.93E+00
-1.93E+00
-1.85E+00
-1.85E+00
-1.85E+00
-1.85E+00
-1.85E+00
-1.77E+00
-1.77E+00
-1.69E+00
-1.69E+00
-1.77E+00
-1.69E+00
-1.69E+00
-1.61E+00
-1.69E+00
-1.69E+00
-1.61E+00
-1.53E+00
-1.61E+00
-1.53E+00
-1.61E+00
-1.53E+00
-1.53E+00
-1.53E+00
-1.53E+00
-1.45E+00
-1.45E+00
-1.53E+00
-1.45E+00
-1.45E+00
-1.37E+00
-1.37E+00
-1.37E+00
-1.29E+00
-1.37E+00
-1.37E+00
-1.29E+00
-1.29E+00
-1.29E+00
-1.21E+00
-1.13E+00
-1.21E+00
-1.21E+00
-1.21E+00
-1.21E+00
-1.21E+00
-1.13E+00
-1.13E+00
-1.05E+00
-1.05E+00
-1.05E+00
-9.65E-01
-1.05E+00
-1.05E+00
-9.65E-01
-9.65E-01
-8.84E-01
-9.65E-01
-8.84E-01
-8.84E-01
-8.84E-01
-8.04E-01
-8.04E-01
-8.04E-01
-8.04E-01
-8.04E-01
-7.24E-01
-7.24E-01
-7.24E-01
-6.43E-01
-6.43E-01
-6.43E-01
-6.43E-01
-6.43E-01
-6.43E-01
-5.63E-01
-5.63E-01
-5.63E-01
-5.63E-01
-4.82E-01
-4.82E-01
-4.82E-01
-4.82E-01
-4.02E-01
-4.82E-01
-4.02E-01
-4.02E-01
-3.22E-01
-4.02E-01
-2.41E-01
-3.22E-01
-3.22E-01
-3.22E-01
-2.41E-01
-2.41E-01
-2.41E-01
-8.04E-02
-1.61E-01
-8.04E-02
-1.61E-01
-1.61E-01
-1.61E-01
-8.04E-02
-8.04E-02
-8.04E-02
-8.04E-02
0.00E+00
0.00E+00
0.00E+00
0.00E+00
8.04E-02
8.04E-02
8.04E-02
1.61E-01
1.61E-01
1.61E-01
1.61E-01
2.41E-01
1.61E-01
1.61E-01
2.41E-01
2.41E-01
2.41E-01
3.22E-01
3.22E-01
4.02E-01
3.22E-01
3.22E-01
3.22E-01
3.22E-01
4.02E-01
4.82E-01
4.82E-01
4.82E-01
4.82E-01
4.82E-01
5.63E-01
5.63E-01
5.63E-01
6.43E-01
6.43E-01
6.43E-01
6.43E-01
6.43E-01
6.43E-01
7.24E-01
7.24E-01
7.24E-01
7.24E-01
7.24E-01
8.04E-01
8.04E-01
8.04E-01
8.04E-01
8.84E-01
8.84E-01
9.65E-01
9.65E-01
9.65E-01
8.84E-01
9.65E-01
9.65E-01
9.65E-01
1.05E+00
9.65E-01
9.65E-01
1.05E+00
1.13E+00
1.13E+00
1.13E+00
1.13E+00
1.13E+00
1.13E+00
1.13E+00
1.21E+00
1.29E+00
1.21E+00
1.13E+00
1.29E+00
1.29E+00
1.37E+00
1.37E+00
1.37E+00
1.37E+00
1.37E+00
1.37E+00
1.37E+00
1.45E+00
1.53E+00
1.45E+00
1.53E+00
1.45E+00
1.53E+00
1.53E+00
1.53E+00
1.53E+00
1.53E+00
1.53E+00
1.61E+00
1.61E+00
1.69E+00
1.61E+00
1.61E+00
1.69E+00
1.69E+00
1.69E+00
1.69E+00
1.77E+00
1.69E+00
1.77E+00
1.77E+00
1.77E+00
1.77E+00
1.85E+00
1.85E+00
1.85E+00
1.93E+00
1.85E+00
1.93E+00
1.85E+00
1.93E+00
1.93E+00
1.93E+00
1.93E+00
2.01E+00
1.93E+00
2.09E+00
2.01E+00
2.01E+00
1.93E+00
2.01E+00
2.09E+00
2.09E+00
2.09E+00
2.09E+00
2.17E+00
2.09E+00
2.17E+00
2.09E+00
2.17E+00
2.17E+00
2.17E+00
2.17E+00
2.25E+00
2.25E+00
2.25E+00
2.25E+00
2.25E+00
2.25E+00
2.25E+00
2.17E+00
2.33E+00
2.25E+00
2.33E+00
2.33E+00
2.33E+00
2.41E+00
2.41E+00
2.33E+00
2.41E+00
2.41E+00
2.33E+00
2.41E+00
2.41E+00
2.41E+00
2.41E+00
2.41E+00
2.49E+00
2.49E+00
2.49E+00
2.49E+00
2.49E+00
2.49E+00
2.57E+00
2.49E+00
2.49E+00
2.57E+00
2.57E+00
2.57E+00
2.57E+00
2.57E+00
2.57E+00
2.65E+00
2.57E+00
2.65E+00
2.57E+00
2.65E+00
2.57E+00
2.65E+00
2.57E+00
2.65E+00
2.65E+00
2.65E+00
2.65E+00
2.65E+00
2.65E+00
2.65E+00
2.65E+00
2.65E+00
2.65E+00
2.65E+00
2.65E+00
2.73E+00
2.81E+00
2.73E+00
2.73E+00
2.65E+00
2.73E+00
2.73E+00
2.73E+00
2.73E+00
2.73E+00
2.73E+00
2.73E+00
2.81E+00
2.81E+00
2.81E+00
2.81E+00
2.81E+00
2.81E+00
2.73E+00
2.81E+00
2.81E+00
2.81E+00
2.81E+00
2.81E+00
2.89E+00
2.89E+00
2.89E+00
2.81E+00
2.81E+00
2.81E+00
2.89E+00
2.81E+00
2.89E+00
2.81E+00
2.81E+00
2.97E+00
2.81E+00
2.81E+00
2.81E+00
2.89E+00
2.89E+00
2.81E+00
2.81E+00
2.81E+00
2.81E+00
2.97E+00
2.89E+00
2.89E+00
2.89E+00
2.89E+00
2.89E+00
2.81E+00
2.81E+00
2.89E+00
2.97E+00
2.89E+00
2.89E+00
2.81E+00
2.81E+00
2.81E+00
2.89E+00
2.89E+00
2.81E+00
2.89E+00
2.89E+00
2.89E+00
2.89E+00
2.89E+00
2.81E+00
2.89E+00
2.81E+00
2.81E+00
2.89E+00
2.81E+00
2.81E+00
2.81E+00
2.89E+00
2.81E+00
2.81E+00
2.81E+00
2.81E+00
2.81E+00
2.81E+00
2.81E+00
2.81E+00
2.81E+00
2.81E+00
2.81E+00
2.81E+00
2.81E+00
2.81E+00
2.81E+00
2.81E+00
2.81E+00
2.81E+00
2.81E+00
2.73E+00
2.81E+00
2.81E+00
2.73E+00
2.73E+00
2.73E+00
2.73E+00
2.73E+00
2.65E+00
2.65E+00
2.73E+00
2.73E+00
2.73E+00
2.65E+00
2.65E+00
2.65E+00
2.57E+00
2.65E+00
2.65E+00
2.57E+00
2.73E+00
2.65E+00
2.65E+00
2.57E+00
2.65E+00
2.57E+00
2.57E+00
2.57E+00
2.57E+00
2.57E+00
2.49E+00
2.57E+00
2.57E+00
2.49E+00
2.49E+00
2.57E+00
2.49E+00
2.49E+00
2.57E+00
2.49E+00
2.49E+00
2.49E+00
2.41E+00
2.49E+00
2.49E+00
2.49E+00
2.49E+00
2.41E+00
2.41E+00
2.41E+00
2.33E+00
2.33E+00
2.33E+00
2.33E+00
2.33E+00
2.33E+00
2.33E+00
2.33E+00
2.33E+00
2.33E+00
2.25E+00
2.33E+00
2.25E+00
2.25E+00
2.25E+00
2.25E+00
2.25E+00
2.17E+00
2.09E+00
2.25E+00
2.25E+00
2.09E+00
2.09E+00
2.09E+00
2.09E+00
2.09E+00
2.17E+00
2.17E+00
2.09E+00
2.09E+00
2.01E+00
2.01E+00
2.01E+00
2.01E+00
2.01E+00
1.93E+00
1.93E+00
1.93E+00
1.85E+00
1.93E+00
1.93E+00
1.93E+00
1.93E+00
1.85E+00
1.85E+00
1.93E+00
1.85E+00
1.85E+00
1.85E+00
1.77E+00
1.77E+00
1.77E+00
1.85E+00
1.69E+00
1.77E+00
1.69E+00
1.69E+00
1.69E+00
1.61E+00
1.69E+00
1.69E+00
1.69E+00
1.61E+00
1.61E+00
1.53E+00
1.53E+00
1.53E+00
1.45E+00
1.53E+00
1.53E+00
1.53E+00
1.37E+00
1.45E+00
1.45E+00
1.37E+00
1.45E+00
1.37E+00
1.37E+00
1.37E+00
1.37E+00
1.37E+00
1.29E+00
1.29E+00
1.21E+00
1.21E+00
1.21E+00
1.21E+00
1.21E+00
1.21E+00
1.21E+00
1.13E+00
1.13E+00
1.05E+00
1.13E+00
1.13E+00
1.05E+00
1.05E+00
1.05E+00
9.65E-01
9.65E-01
9.65E-01
9.65E-01
9.65E-01
8.84E-01
8.84E-01
8.04E-01
8.84E-01
8.84E-01
8.04E-01
8.84E-01
8.04E-01
7.24E-01
8.04E-01
7.24E-01
7.24E-01
7.24E-01
7.24E-01
6.43E-01
6.43E-01
6.43E-01
6.43E-01
5.63E-01
5.63E-01
6.43E-01
4.82E-01
4.82E-01
4.82E-01
4.82E-01
4.02E-01
4.82E-01
4.02E-01
4.82E-01
4.02E-01
4.02E-01
4.02E-01
4.02E-01
3.22E-01
3.22E-01
3.22E-01
2.41E-01
2.41E-01
2.41E-01
1.61E-01
1.61E-01
1.61E-01
2.41E-01
1.61E-01
1.61E-01
8.04E-02
8.04E-02
8.04E-02
0.00E+00
0.00E+00
0.00E+00
0.00E+00
0.00E+00
-8.04E-02
-8.04E-02
-8.04E-02
-8.04E-02
-8.04E-02
-1.61E-01
-1.61E-01
-1.61E-01
-1.61E-01
-1.61E-01
-1.61E-01
-2.41E-01
-3.22E-01
-3.22E-01
-3.22E-01
-3.22E-01
-4.02E-01
-4.82E-01
-4.02E-01
-4.02E-01
-4.02E-01
-4.02E-01
-4.82E-01
-4.02E-01
-5.63E-01
-4.82E-01
-5.63E-01
-4.82E-01
-5.63E-01
-5.63E-01
-6.43E-01
-6.43E-01
-6.43E-01
-7.24E-01
-6.43E-01
-6.43E-01
-7.24E-01
-7.24E-01
-7.24E-01
-7.24E-01
-7.24E-01
-8.04E-01
-8.04E-01
-8.04E-01
-8.04E-01
-8.84E-01
-9.65E-01
-8.84E-01
-8.84E-01
-9.65E-01
-1.05E+00
-9.65E-01
-9.65E-01
-1.05E+00
-1.05E+00
-1.05E+00
-1.05E+00
-1.05E+00
-1.13E+00
-1.21E+00
-1.13E+00
-1.21E+00
-1.29E+00
-1.29E+00
-1.13E+00
-1.21E+00
-1.29E+00
-1.21E+00
-1.29E+00
-1.29E+00
-1.37E+00
-1.37E+00
-1.45E+00
-1.37E+00
-1.37E+00
-1.45E+00
-1.45E+00
-1.45E+00
-1.45E+00
-1.53E+00
-1.53E+00
-1.53E+00
-1.53E+00
-1.61E+00
-1.53E+00
-1.53E+00
-1.53E+00
-1.61E+00
-1.53E+00
-1.69E+00
-1.69E+00
-1.69E+00
-1.69E+00
-1.61E+00
-1.77E+00
-1.69E+00
-1.77E+00
-1.85E+00
-1.85E+00
-1.85E+00
-1.77E+00
-1.85E+00
-1.85E+00
-1.85E+00
-1.85E+00
-1.85E+00
-1.85E+00
-2.01E+00
-1.93E+00
-2.01E+00
-1.93E+00
-2.01E+00
-2.01E+00
-2.01E+00
-2.01E+00
-2.01E+00
-2.01E+00
-2.09E+00
-2.01E+00
-2.09E+00
-2.17E+00
-2.09E+00
-2.17E+00
-2.17E+00
-2.17E+00
-2.17E+00
-2.17E+00
-2.25E+00
-2.17E+00
-2.25E+00
-2.17E+00
-2.25E+00
-2.25E+00
-2.25E+00
-2.25E+00
-2.33E+00
-2.33E+00
-2.33E+00
-2.33E+00
-2.33E+00
-2.33E+00
-2.33E+00
-2.41E+00
-2.41E+00
-2.49E+00
-2.41E+00
-2.41E+00
-2.33E+00
-2.41E+00
-2.49E+00
-2.49E+00
-2.49E+00
-2.57E+00
-2.57E+00
-2.49E+00
-2.49E+00
-2.57E+00
-2.57E+00
-2.57E+00
-2.65E+00
-2.65E+00
-2.65E+00
-2.65E+00
-2.65E+00
-2.65E+00
-2.65E+00
-2.65E+00
-2.65E+00
-2.65E+00
-2.65E+00
-2.73E+00
-2.73E+00
-2.73E+00
-2.73E+00
-2.65E+00
-2.65E+00
-2.73E+00
-2.73E+00
-2.65E+00
-2.73E+00
-2.81E+00
-2.73E+00
-2.73E+00
-2.81E+00
-2.81E+00
-2.81E+00
-2.81E+00
-2.81E+00
-2.81E+00
-2.81E+00
-2.89E+00
-2.81E+00
-2.81E+00
-2.81E+00
-2.81E+00
-2.89E+00
-2.89E+00
-2.89E+00
-2.97E+00
-2.97E+00
-2.89E+00
-2.89E+00
-2.97E+00
-2.89E+00
-2.97E+00
-2.97E+00
-2.89E+00
-2.97E+00
-2.97E+00
-2.97E+00
-2.89E+00
-2.97E+00
-2.97E+00
-2.97E+00
-2.97E+00
-2.97E+00
-3.06E+00
-3.06E+00
-2.89E+00
-3.06E+00
-2.97E+00
-3.06E+00
-3.06E+00
-3.06E+00
-3.06E+00
-2.97E+00
-3.06E+00
-3.06E+00
-2.97E+00
-3.06E+00
-2.97E+00
-2.97E+00
-3.06E+00
-3.06E+00
-3.14E+00
-3.06E+00
-3.14E+00
-3.06E+00
-3.06E+00
-3.06E+00
-3.06E+00
-2.97E+00
-2.97E+00
-3.06E+00
-3.06E+00
-3.06E+00
-3.06E+00
-2.97E+00
-3.14E+00
-3.06E+00
-3.06E+00
-3.06E+00
-3.06E+00
-3.06E+00
-3.06E+00
-3.06E+00
-3.06E+00
-3.06E+00
-3.06E+00
-2.97E+00
-3.06E+00
-3.06E+00
-3.06E+00
-3.06E+00
-3.14E+00
-3.06E+00
-3.06E+00
-3.06E+00
-3.06E+00
-3.06E+00
-3.06E+00
-2.97E+00
-2.97E+00
-3.06E+00
-3.06E+00
-2.97E+00
-3.06E+00
-3.06E+00
-3.06E+00
-3.06E+00
-2.97E+00
-3.06E+00
-2.97E+00
-2.97E+00
-2.97E+00
-3.06E+00
-2.97E+00
-2.97E+00
-2.97E+00
-2.97E+00
-2.97E+00
-2.97E+00
-2.97E+00
-2.97E+00
-2.97E+00
-2.97E+00
-2.89E+00
-2.97E+00
-2.97E+00
-2.89E+00
-2.89E+00
-2.89E+00
-2.89E+00
-2.89E+00
-2.97E+00
-2.81E+00
-2.89E+00
-2.89E+00
-2.89E+00
-2.89E+00
-2.81E+00
-2.81E+00
-2.81E+00
-2.81E+00
-2.81E+00
-2.81E+00
-2.89E+00
-2.81E+00
-2.81E+00
-2.81E+00
-2.73E+00
-2.73E+00
-2.81E+00
-2.73E+00
-2.73E+00
-2.73E+00
-2.73E+00
-2.65E+00
-2.73E+00
-2.65E+00
-2.65E+00
-2.73E+00
-2.65E+00
-2.65E+00
-2.65E+00
-2.65E+00
-2.73E+00
-2.65E+00
-2.65E+00
-2.57E+00
-2.57E+00
-2.57E+00
-2.57E+00
-2.57E+00
-2.57E+00
-2.49E+00
-2.57E+00
-2.49E+00
-2.49E+00
-2.49E+00
-2.49E+00
-2.49E+00
-2.41E+00
-2.41E+00
-2.41E+00
-2.41E+00
-2.33E+00
-2.41E+00
-2.33E+00
-2.41E+00
-2.41E+00
-2.41E+00
-2.33E+00
-2.33E+00
-2.33E+00
-2.33E+00
-2.25E+00
-2.33E+00
-2.25E+00
-2.33E+00
-2.25E+00
-2.25E+00
-2.25E+00
-2.25E+00
-2.17E+00
-2.25E+00
-2.17E+00
-2.17E+00
-2.17E+00
-2.17E+00
-2.17E+00
-2.09E+00
-2.09E+00
-2.09E+00
-2.09E+00
-2.01E+00
-2.01E+00
-2.01E+00
-2.01E+00
-2.01E+00
-2.01E+00
-2.01E+00
-1.93E+00
-1.93E+00
-1.93E+00
-1.93E+00
-1.85E+00
-1.93E+00
-1.85E+00
-1.85E+00
-1.85E+00
-1.77E+00
-1.77E+00
-1.85E+00
-1.77E+00
-1.69E+00
-1.69E+00
-1.69E+00
-1.77E+00
-1.69E+00
-1.69E+00
-1.69E+00
-1.69E+00
-1.61E+00
-1.61E+00
-1.61E+00
-1.61E+00
-1.53E+00
-1.53E+00
-1.53E+00
-1.53E+00
-1.45E+00
-1.45E+00
-1.45E+00
-1.45E+00
-1.37E+00
-1.37E+00
-1.29E+00
-1.37E+00
-1.37E+00
-1.21E+00
-1.21E+00
-1.29E+00
-1.29E+00
-1.29E+00
-1.21E+00
-1.29E+00
-1.21E+00
-1.21E+00
-1.13E+00
-1.05E+00
-1.05E+00
-1.13E+00
-1.13E+00
-1.13E+00
-1.05E+00
-1.05E+00
-1.05E+00
-1.05E+00
-9.65E-01
-9.65E-01
-8.84E-01
-9.65E-01
-8.84E-01
-8.84E-01
-8.84E-01
-8.84E-01
-8.04E-01
-8.84E-01
-8.04E-01
-8.04E-01
-7.24E-01
-8.04E-01
-7.24E-01
-7.24E-01
-6.43E-01
-7.24E-01
-6.43E-01
-6.43E-01
-6.43E-01
-6.43E-01
-4.82E-01
-5.63E-01
-5.63E-01
-5.63E-01
-5.63E-01
-4.82E-01
-4.82E-01
-4.02E-01
-4.02E-01
-4.82E-01
-4.02E-01
-4.02E-01
-3.22E-01
-3.22E-01
-4.02E-01
-3.22E-01
-3.22E-01
-3.22E-01
-2.41E-01
-2.41E-01
-2.41E-01
-2.41E-01
-1.61E-01
-1.61E-01
-8.04E-02
-8.04E-02
-8.04E-02
-1.61E-01
-8.04E-02
0.00E+00
0.00E+00
0.00E+00
0.00E+00];
y=[-8.04E-02
0.00E+00
8.04E-02
8.04E-02
0.00E+00
8.04E-02
1.61E-01
2.41E-01
2.41E-01
1.61E-01
1.61E-01
2.41E-01
1.61E-01
2.41E-01
3.22E-01
3.22E-01
3.22E-01
2.41E-01
3.22E-01
4.02E-01
3.22E-01
4.02E-01
4.02E-01
4.02E-01
4.02E-01
4.82E-01
4.82E-01
4.82E-01
5.63E-01
4.82E-01
5.63E-01
5.63E-01
6.43E-01
6.43E-01
6.43E-01
5.63E-01
7.24E-01
7.24E-01
6.43E-01
7.24E-01
8.04E-01
8.04E-01
8.04E-01
8.84E-01
7.24E-01
8.84E-01
8.04E-01
8.04E-01
8.04E-01
8.84E-01
8.04E-01
9.65E-01
8.84E-01
9.65E-01
9.65E-01
8.84E-01
9.65E-01
9.65E-01
9.65E-01
8.84E-01
9.65E-01
9.65E-01
9.65E-01
1.05E+00
9.65E-01
9.65E-01
1.05E+00
9.65E-01
9.65E-01
1.05E+00
9.65E-01
9.65E-01
9.65E-01
1.05E+00
1.05E+00
1.05E+00
9.65E-01
9.65E-01
1.05E+00
1.05E+00
1.05E+00
1.05E+00
1.05E+00
1.05E+00
1.05E+00
1.05E+00
1.05E+00
1.05E+00
1.05E+00
1.05E+00
1.05E+00
1.05E+00
1.05E+00
9.65E-01
1.05E+00
1.05E+00
1.05E+00
1.05E+00
9.65E-01
9.65E-01
1.13E+00
1.05E+00
1.05E+00
1.05E+00
9.65E-01
1.13E+00
1.13E+00
1.05E+00
1.13E+00
1.05E+00
1.05E+00
1.05E+00
1.05E+00
1.05E+00
1.05E+00
1.05E+00
1.05E+00
1.13E+00
1.05E+00
1.05E+00
1.05E+00
1.05E+00
1.05E+00
1.05E+00
1.05E+00
1.05E+00
1.05E+00
1.13E+00
1.05E+00
1.13E+00
9.65E-01
1.05E+00
1.13E+00
1.05E+00
1.05E+00
1.13E+00
1.05E+00
1.13E+00
1.05E+00
1.05E+00
1.05E+00
1.13E+00
1.05E+00
1.05E+00
1.13E+00
1.05E+00
1.05E+00
1.13E+00
1.05E+00
1.05E+00
1.05E+00
1.05E+00
1.05E+00
1.05E+00
1.05E+00
1.05E+00
1.05E+00
1.05E+00
1.13E+00
1.13E+00
1.05E+00
1.13E+00
1.13E+00
1.13E+00
1.05E+00
1.13E+00
1.13E+00
1.05E+00
1.13E+00
1.05E+00
1.13E+00
1.05E+00
1.13E+00
1.05E+00
1.13E+00
1.13E+00
1.05E+00
1.13E+00
1.13E+00
1.13E+00
1.05E+00
1.13E+00
1.13E+00
1.13E+00
1.13E+00
1.13E+00
1.05E+00
1.13E+00
1.13E+00
1.05E+00
1.05E+00
1.13E+00
1.05E+00
1.05E+00
1.13E+00
1.05E+00
1.13E+00
1.13E+00
1.05E+00
1.13E+00
1.05E+00
1.13E+00
1.05E+00
1.13E+00
1.13E+00
1.13E+00
1.05E+00
1.13E+00
1.05E+00
1.13E+00
1.05E+00
1.05E+00
1.13E+00
1.13E+00
1.13E+00
1.05E+00
1.13E+00
1.13E+00
1.13E+00
1.13E+00
1.13E+00
1.05E+00
1.05E+00
1.05E+00
1.13E+00
1.13E+00
1.13E+00
1.13E+00
9.65E-01
1.13E+00
1.13E+00
1.05E+00
1.13E+00
1.13E+00
1.13E+00
1.13E+00
1.13E+00
1.05E+00
1.13E+00
1.13E+00
9.65E-01
1.05E+00
1.05E+00
1.05E+00
1.13E+00
1.05E+00
1.13E+00
1.13E+00
1.05E+00
1.21E+00
1.05E+00
1.05E+00
1.05E+00
1.05E+00
1.13E+00
1.13E+00
1.13E+00
1.13E+00
1.13E+00
1.13E+00
1.13E+00
1.13E+00
1.13E+00
1.13E+00
1.13E+00
1.13E+00
1.13E+00
1.13E+00
1.05E+00
1.13E+00
1.13E+00
1.13E+00
1.21E+00
1.13E+00
1.13E+00
1.05E+00
1.13E+00
1.13E+00
1.13E+00
1.13E+00
1.13E+00
1.13E+00
1.05E+00
1.05E+00
1.05E+00
1.05E+00
1.13E+00
1.05E+00
1.13E+00
1.13E+00
1.05E+00
1.13E+00
1.13E+00
1.13E+00
1.13E+00
1.13E+00
1.05E+00
1.13E+00
1.13E+00
1.05E+00
1.13E+00
1.05E+00
1.05E+00
1.05E+00
1.21E+00
1.05E+00
1.13E+00
1.05E+00
1.13E+00
1.13E+00
1.05E+00
1.13E+00
1.13E+00
1.05E+00
1.13E+00
1.13E+00
1.13E+00
1.05E+00
1.13E+00
1.21E+00
1.05E+00
1.05E+00
1.13E+00
1.05E+00
1.13E+00
1.13E+00
1.13E+00
1.05E+00
1.13E+00
1.13E+00
1.13E+00
1.13E+00
1.05E+00
1.05E+00
1.13E+00
1.13E+00
1.05E+00
1.05E+00
1.05E+00
9.65E-01
1.13E+00
1.13E+00
1.05E+00
1.05E+00
1.05E+00
1.05E+00
1.05E+00
1.13E+00
1.05E+00
1.05E+00
1.05E+00
1.13E+00
1.05E+00
1.13E+00
1.13E+00
1.05E+00
1.05E+00
1.13E+00
1.05E+00
1.05E+00
1.05E+00
1.05E+00
1.05E+00
1.21E+00
1.13E+00
9.65E-01
1.05E+00
1.13E+00
1.05E+00
1.05E+00
1.05E+00
1.05E+00
1.05E+00
1.05E+00
1.05E+00
1.05E+00
1.05E+00
1.05E+00
1.05E+00
1.05E+00
1.05E+00
9.65E-01
1.05E+00
1.13E+00
1.05E+00
1.05E+00
1.05E+00
1.05E+00
1.05E+00
1.13E+00
1.05E+00
1.05E+00
1.05E+00
1.05E+00
1.05E+00
1.05E+00
1.05E+00
1.05E+00
1.05E+00
1.05E+00
9.65E-01
1.05E+00
1.05E+00
1.05E+00
1.05E+00
1.05E+00
9.65E-01
1.05E+00
9.65E-01
1.05E+00
1.05E+00
9.65E-01
1.05E+00
1.05E+00
1.05E+00
1.05E+00
1.05E+00
9.65E-01
1.05E+00
1.05E+00
1.05E+00
1.05E+00
9.65E-01
9.65E-01
9.65E-01
9.65E-01
1.05E+00
9.65E-01
9.65E-01
9.65E-01
9.65E-01
9.65E-01
9.65E-01
1.05E+00
8.84E-01
8.84E-01
9.65E-01
9.65E-01
9.65E-01
8.84E-01
8.84E-01
8.84E-01
8.84E-01
8.84E-01
8.84E-01
8.84E-01
8.04E-01
8.04E-01
8.84E-01
8.04E-01
8.04E-01
8.04E-01
8.04E-01
6.43E-01
7.24E-01
7.24E-01
6.43E-01
7.24E-01
6.43E-01
6.43E-01
6.43E-01
6.43E-01
6.43E-01
5.63E-01
5.63E-01
5.63E-01
5.63E-01
4.82E-01
4.82E-01
4.82E-01
4.02E-01
4.02E-01
4.02E-01
3.22E-01
3.22E-01
3.22E-01
3.22E-01
2.41E-01
2.41E-01
2.41E-01
2.41E-01
1.61E-01
1.61E-01
2.41E-01
1.61E-01
1.61E-01
8.04E-02
8.04E-02
8.04E-02
0.00E+00
8.04E-02
8.04E-02
8.04E-02
8.04E-02
0.00E+00
0.00E+00
-8.04E-02
-8.04E-02
-8.04E-02
0.00E+00
-8.04E-02
-1.61E-01
-1.61E-01
-1.61E-01
-1.61E-01
-2.41E-01
-2.41E-01
-2.41E-01
-2.41E-01
-1.61E-01
-3.22E-01
-2.41E-01
-3.22E-01
-4.02E-01
-4.02E-01
-4.02E-01
-4.02E-01
-4.82E-01
-4.82E-01
-4.02E-01
-4.82E-01
-4.82E-01
-4.82E-01
-5.63E-01
-4.82E-01
-4.82E-01
-5.63E-01
-6.43E-01
-6.43E-01
-6.43E-01
-7.24E-01
-7.24E-01
-7.24E-01
-7.24E-01
-8.04E-01
-7.24E-01
-8.84E-01
-8.04E-01
-8.04E-01
-8.04E-01
-8.04E-01
-8.84E-01
-8.84E-01
-8.84E-01
-8.84E-01
-9.65E-01
-8.84E-01
-1.05E+00
-9.65E-01
-1.05E+00
-1.05E+00
-1.05E+00
-1.05E+00
-1.05E+00
-1.13E+00
-1.21E+00
-1.13E+00
-1.21E+00
-1.21E+00
-1.21E+00
-1.29E+00
-1.21E+00
-1.21E+00
-1.21E+00
-1.29E+00
-1.29E+00
-1.29E+00
-1.29E+00
-1.37E+00
-1.45E+00
-1.45E+00
-1.45E+00
-1.37E+00
-1.37E+00
-1.45E+00
-1.45E+00
-1.45E+00
-1.45E+00
-1.53E+00
-1.61E+00
-1.53E+00
-1.61E+00
-1.61E+00
-1.61E+00
-1.61E+00
-1.69E+00
-1.69E+00
-1.69E+00
-1.69E+00
-1.69E+00
-1.77E+00
-1.77E+00
-1.77E+00
-1.69E+00
-1.77E+00
-1.77E+00
-1.85E+00
-1.85E+00
-1.85E+00
-1.85E+00
-1.93E+00
-1.85E+00
-1.93E+00
-1.85E+00
-1.93E+00
-1.93E+00
-2.01E+00
-1.93E+00
-2.01E+00
-2.01E+00
-2.01E+00
-1.93E+00
-2.01E+00
-2.09E+00
-2.01E+00
-2.17E+00
-2.17E+00
-2.17E+00
-2.09E+00
-2.17E+00
-2.17E+00
-2.09E+00
-2.17E+00
-2.17E+00
-2.09E+00
-2.17E+00
-2.25E+00
-2.25E+00
-2.33E+00
-2.33E+00
-2.17E+00
-2.33E+00
-2.33E+00
-2.33E+00
-2.25E+00
-2.33E+00
-2.25E+00
-2.41E+00
-2.41E+00
-2.33E+00
-2.41E+00
-2.41E+00
-2.49E+00
-2.49E+00
-2.41E+00
-2.49E+00
-2.49E+00
-2.49E+00
-2.49E+00
-2.49E+00
-2.49E+00
-2.49E+00
-2.49E+00
-2.57E+00
-2.57E+00
-2.49E+00
-2.57E+00
-2.65E+00
-2.57E+00
-2.57E+00
-2.65E+00
-2.57E+00
-2.65E+00
-2.57E+00
-2.65E+00
-2.65E+00
-2.65E+00
-2.65E+00
-2.73E+00
-2.73E+00
-2.65E+00
-2.73E+00
-2.65E+00
-2.73E+00
-2.73E+00
-2.73E+00
-2.81E+00
-2.73E+00
-2.73E+00
-2.73E+00
-2.73E+00
-2.73E+00
-2.81E+00
-2.81E+00
-2.89E+00
-2.89E+00
-2.81E+00
-2.81E+00
-2.81E+00
-2.73E+00
-2.89E+00
-2.89E+00
-2.89E+00
-2.81E+00
-2.89E+00
-2.89E+00
-2.89E+00
-2.81E+00
-2.89E+00
-2.89E+00
-2.89E+00
-2.89E+00
-2.89E+00
-2.89E+00
-2.97E+00
-2.89E+00
-2.97E+00
-2.97E+00
-2.97E+00
-2.97E+00
-2.97E+00
-2.97E+00
-2.89E+00
-2.97E+00
-2.97E+00
-2.97E+00
-2.97E+00
-2.97E+00
-2.97E+00
-3.06E+00
-2.97E+00
-3.06E+00
-2.97E+00
-3.06E+00
-2.97E+00
-2.97E+00
-2.97E+00
-2.97E+00
-2.97E+00
-2.97E+00
-3.06E+00
-3.06E+00
-2.97E+00
-3.06E+00
-2.97E+00
-3.06E+00
-3.06E+00
-3.06E+00
-3.06E+00
-3.06E+00
-3.06E+00
-3.06E+00
-2.97E+00
-3.06E+00
-3.06E+00
-3.06E+00
-2.97E+00
-3.06E+00
-2.97E+00
-3.06E+00
-2.97E+00
-3.06E+00
-2.97E+00
-3.06E+00
-2.97E+00
-3.06E+00
-3.06E+00
-3.06E+00
-3.06E+00
-3.06E+00
-2.97E+00
-2.97E+00
-2.97E+00
-2.97E+00
-3.06E+00
-2.97E+00
-2.97E+00
-2.97E+00
-2.97E+00
-3.06E+00
-3.06E+00
-2.97E+00
-2.97E+00
-2.97E+00
-2.97E+00
-2.97E+00
-2.97E+00
-2.97E+00
-2.97E+00
-2.89E+00
-2.97E+00
-2.97E+00
-2.97E+00
-2.89E+00
-2.97E+00
-2.97E+00
-2.97E+00
-2.89E+00
-2.89E+00
-2.89E+00
-2.89E+00
-2.97E+00
-2.89E+00
-2.97E+00
-2.89E+00
-2.89E+00
-2.89E+00
-2.89E+00
-2.89E+00
-2.97E+00
-2.89E+00
-2.89E+00
-2.81E+00
-2.89E+00
-2.81E+00
-2.81E+00
-2.81E+00
-2.81E+00
-2.81E+00
-2.81E+00
-2.81E+00
-2.73E+00
-2.73E+00
-2.81E+00
-2.73E+00
-2.81E+00
-2.65E+00
-2.73E+00
-2.73E+00
-2.73E+00
-2.73E+00
-2.73E+00
-2.65E+00
-2.65E+00
-2.65E+00
-2.65E+00
-2.73E+00
-2.65E+00
-2.57E+00
-2.65E+00
-2.65E+00
-2.57E+00
-2.57E+00
-2.57E+00
-2.57E+00
-2.65E+00
-2.57E+00
-2.57E+00
-2.57E+00
-2.57E+00
-2.49E+00
-2.49E+00
-2.49E+00
-2.57E+00
-2.49E+00
-2.41E+00
-2.49E+00
-2.49E+00
-2.41E+00
-2.41E+00
-2.49E+00
-2.41E+00
-2.49E+00
-2.41E+00
-2.41E+00
-2.41E+00
-2.41E+00
-2.41E+00
-2.25E+00
-2.25E+00
-2.33E+00
-2.33E+00
-2.33E+00
-2.25E+00
-2.25E+00
-2.25E+00
-2.25E+00
-2.17E+00
-2.17E+00
-2.17E+00
-2.17E+00
-2.09E+00
-2.17E+00
-2.09E+00
-2.17E+00
-2.09E+00
-2.09E+00
-2.17E+00
-2.09E+00
-2.09E+00
-2.01E+00
-2.01E+00
-2.09E+00
-2.01E+00
-2.01E+00
-2.09E+00
-2.01E+00
-1.93E+00
-1.93E+00
-1.93E+00
-1.93E+00
-1.85E+00
-1.85E+00
-1.85E+00
-1.85E+00
-1.85E+00
-1.69E+00
-1.69E+00
-1.77E+00
-1.77E+00
-1.69E+00
-1.77E+00
-1.69E+00
-1.69E+00
-1.61E+00
-1.61E+00
-1.61E+00
-1.69E+00
-1.61E+00
-1.53E+00
-1.53E+00
-1.53E+00
-1.45E+00
-1.61E+00
-1.53E+00
-1.53E+00
-1.45E+00
-1.45E+00
-1.45E+00
-1.45E+00
-1.45E+00
-1.45E+00
-1.45E+00
-1.37E+00
-1.29E+00
-1.37E+00
-1.29E+00
-1.29E+00
-1.29E+00
-1.21E+00
-1.29E+00
-1.29E+00
-1.21E+00
-1.21E+00
-1.21E+00
-1.21E+00
-1.21E+00
-1.13E+00
-1.13E+00
-1.05E+00
-1.13E+00
-1.13E+00
-1.05E+00
-9.65E-01
-9.65E-01
-9.65E-01
-8.84E-01
-9.65E-01
-9.65E-01
-8.84E-01
-8.84E-01
-8.84E-01
-8.84E-01
-7.24E-01
-8.04E-01
-7.24E-01
-8.04E-01
-7.24E-01
-7.24E-01
-7.24E-01
-6.43E-01
-7.24E-01
-6.43E-01
-6.43E-01
-6.43E-01
-6.43E-01
-6.43E-01
-5.63E-01
-6.43E-01
-5.63E-01
-4.82E-01
-4.82E-01
-4.82E-01
-4.82E-01
-4.02E-01
-4.02E-01
-3.22E-01
-4.02E-01
-4.02E-01
-3.22E-01
-3.22E-01
-3.22E-01
-3.22E-01
-2.41E-01
-2.41E-01
-2.41E-01
-2.41E-01
-1.61E-01
-1.61E-01
-1.61E-01
-1.61E-01
-8.04E-02
-8.04E-02
-8.04E-02
-8.04E-02
-8.04E-02
-8.04E-02
0.00E+00
0.00E+00
0.00E+00
0.00E+00
8.04E-02
0.00E+00
8.04E-02
8.04E-02
8.04E-02
1.61E-01
1.61E-01
1.61E-01
1.61E-01
2.41E-01
2.41E-01
2.41E-01
2.41E-01
3.22E-01
3.22E-01
3.22E-01
3.22E-01
4.02E-01
4.02E-01
4.02E-01
4.02E-01
4.02E-01
4.82E-01
4.82E-01
4.82E-01
4.82E-01
5.63E-01
4.82E-01
5.63E-01
5.63E-01
5.63E-01
6.43E-01
6.43E-01
6.43E-01
6.43E-01
6.43E-01
6.43E-01
7.24E-01
7.24E-01
7.24E-01
8.04E-01
8.04E-01
8.04E-01
8.04E-01
7.24E-01
8.04E-01
8.84E-01
8.04E-01
8.84E-01
8.84E-01
8.84E-01
9.65E-01
9.65E-01
9.65E-01
8.84E-01
9.65E-01
9.65E-01
9.65E-01
9.65E-01
9.65E-01
9.65E-01
8.84E-01
1.05E+00
9.65E-01
9.65E-01
1.05E+00
9.65E-01
9.65E-01
9.65E-01
1.05E+00
9.65E-01
1.05E+00
9.65E-01
9.65E-01
1.05E+00
1.05E+00
9.65E-01
9.65E-01
1.05E+00
1.13E+00
1.05E+00
1.05E+00
1.05E+00
1.05E+00
1.05E+00
1.05E+00
1.13E+00
1.05E+00
1.05E+00
9.65E-01
1.05E+00
1.05E+00
1.05E+00
1.05E+00
1.05E+00
1.05E+00
1.05E+00
1.05E+00
9.65E-01
1.05E+00
1.05E+00
1.05E+00
1.05E+00
1.05E+00
1.05E+00
1.05E+00
1.05E+00
1.05E+00
1.05E+00
1.05E+00
1.05E+00
1.05E+00
1.05E+00
1.05E+00
1.05E+00
1.05E+00
1.05E+00
1.05E+00
1.05E+00
1.05E+00
1.05E+00
1.05E+00
1.05E+00
1.05E+00
1.05E+00
9.65E-01
1.05E+00
1.05E+00
1.05E+00
1.13E+00
1.05E+00
1.13E+00
1.13E+00
9.65E-01
1.05E+00
1.05E+00
1.13E+00
1.05E+00
1.13E+00
1.05E+00
1.13E+00
1.05E+00
1.05E+00
1.13E+00
1.13E+00
1.13E+00
1.05E+00
1.13E+00
1.05E+00
1.05E+00
1.13E+00
1.05E+00
1.05E+00
1.05E+00
1.13E+00
1.13E+00
1.13E+00
1.05E+00
1.05E+00
1.05E+00
1.05E+00
1.13E+00
1.05E+00
1.05E+00
1.13E+00
1.13E+00
1.13E+00
1.05E+00
1.13E+00
1.05E+00
1.05E+00
1.13E+00
1.13E+00
1.05E+00
1.13E+00
1.05E+00
1.05E+00
1.13E+00
1.13E+00
1.13E+00
1.13E+00
1.13E+00
1.13E+00
1.05E+00
1.05E+00
1.13E+00
1.13E+00
1.13E+00
1.05E+00
1.13E+00
1.13E+00
1.05E+00
1.13E+00
1.13E+00
1.05E+00
1.05E+00
1.05E+00
1.13E+00
1.13E+00
1.13E+00
1.05E+00
1.05E+00
1.13E+00
1.05E+00
1.05E+00
1.13E+00
1.05E+00
1.05E+00
1.13E+00
1.13E+00
1.13E+00
1.05E+00
1.13E+00
1.05E+00
1.13E+00
1.05E+00
1.05E+00
1.13E+00
1.13E+00
1.13E+00
1.13E+00
1.13E+00
1.13E+00
1.13E+00
1.13E+00
1.13E+00
1.05E+00
1.13E+00
1.05E+00
1.13E+00
1.13E+00
1.05E+00
1.05E+00
1.05E+00
1.05E+00
1.13E+00
1.13E+00
1.13E+00
1.13E+00
1.05E+00
1.13E+00
1.13E+00
1.13E+00
1.13E+00
1.13E+00
1.13E+00
1.05E+00
1.13E+00
1.05E+00
1.13E+00
1.05E+00
1.13E+00
1.13E+00
1.05E+00
1.05E+00
1.05E+00
1.13E+00
1.13E+00
1.13E+00
1.05E+00
1.13E+00
1.05E+00
1.05E+00
1.05E+00
1.13E+00
1.05E+00
1.05E+00
1.13E+00
1.05E+00
1.21E+00
1.13E+00
1.13E+00
1.05E+00
1.13E+00
1.13E+00
1.13E+00
1.13E+00
1.05E+00
1.13E+00
1.13E+00
1.13E+00
1.05E+00
1.05E+00
1.05E+00
1.13E+00
1.05E+00
1.05E+00
1.05E+00
1.13E+00
1.05E+00
1.05E+00
1.13E+00
1.13E+00
1.05E+00
1.13E+00
1.13E+00
1.13E+00
1.13E+00
1.05E+00
1.05E+00
1.05E+00
1.13E+00
1.05E+00
1.13E+00
1.05E+00
1.13E+00
1.05E+00
1.05E+00
1.13E+00
1.05E+00
1.05E+00
1.13E+00
1.13E+00
1.05E+00
1.05E+00
1.05E+00
9.65E-01
1.05E+00
1.13E+00
1.05E+00
1.05E+00
1.05E+00
1.05E+00
1.05E+00
1.05E+00
1.13E+00
1.13E+00
1.05E+00
1.05E+00
1.13E+00
1.05E+00
1.13E+00
1.13E+00
1.05E+00
1.13E+00
1.13E+00
1.13E+00
1.13E+00
1.13E+00
1.05E+00
1.05E+00
1.05E+00
1.05E+00
1.05E+00
9.65E-01
1.13E+00
1.13E+00
1.05E+00
1.05E+00
1.05E+00
1.13E+00
1.05E+00
1.05E+00
1.05E+00
1.13E+00
1.13E+00
1.13E+00
1.13E+00
1.05E+00
1.05E+00
1.13E+00
1.05E+00
1.13E+00
1.13E+00
1.13E+00
1.05E+00
1.05E+00
1.13E+00
1.05E+00
1.13E+00
1.05E+00
1.05E+00
1.05E+00
9.65E-01
1.05E+00
1.05E+00
1.05E+00
1.05E+00
1.13E+00
1.05E+00
1.05E+00
1.05E+00
1.13E+00
1.05E+00
1.05E+00
1.05E+00
1.05E+00
1.05E+00
1.05E+00
9.65E-01
1.05E+00
1.05E+00
9.65E-01
1.05E+00
1.13E+00
1.05E+00
1.05E+00
1.05E+00
1.05E+00
9.65E-01
1.05E+00
9.65E-01
1.05E+00
9.65E-01
1.05E+00
1.05E+00
9.65E-01
1.05E+00
1.05E+00
1.05E+00
9.65E-01
9.65E-01
1.05E+00
1.05E+00
1.05E+00
1.05E+00
1.05E+00
9.65E-01
9.65E-01
1.05E+00
1.05E+00
9.65E-01
9.65E-01
9.65E-01
1.05E+00
1.05E+00
1.05E+00
9.65E-01
9.65E-01
9.65E-01
9.65E-01
9.65E-01
9.65E-01
9.65E-01
9.65E-01
9.65E-01
9.65E-01
8.84E-01
9.65E-01
9.65E-01
8.04E-01
8.84E-01
9.65E-01
8.84E-01
8.84E-01
8.84E-01
7.24E-01
8.04E-01
8.04E-01
8.04E-01
8.04E-01
8.04E-01
7.24E-01
7.24E-01
7.24E-01
7.24E-01
6.43E-01
7.24E-01
7.24E-01
6.43E-01
6.43E-01
6.43E-01
5.63E-01
5.63E-01
4.82E-01
5.63E-01
4.82E-01
4.82E-01
4.02E-01
4.02E-01
4.02E-01
4.02E-01
3.22E-01
4.02E-01
3.22E-01
4.02E-01
3.22E-01
2.41E-01
3.22E-01
2.41E-01
2.41E-01
2.41E-01
2.41E-01
1.61E-01
1.61E-01
1.61E-01
8.04E-02
8.04E-02
8.04E-02
0.00E+00
8.04E-02
8.04E-02
0.00E+00
-8.04E-02
0.00E+00
-8.04E-02
-8.04E-02
-8.04E-02
-1.61E-01
-8.04E-02
-8.04E-02
-1.61E-01
-1.61E-01
-1.61E-01
-2.41E-01
-2.41E-01
-2.41E-01
-3.22E-01
-2.41E-01
-3.22E-01
-3.22E-01
-3.22E-01
-3.22E-01
-4.02E-01
-4.02E-01
-4.02E-01
-4.02E-01
-4.02E-01
-4.82E-01
-4.82E-01
-5.63E-01
-4.82E-01
-5.63E-01
-5.63E-01
-6.43E-01
-5.63E-01
-5.63E-01
-6.43E-01
-7.24E-01
-6.43E-01
-6.43E-01
-7.24E-01
-7.24E-01
-7.24E-01
-8.04E-01
-7.24E-01
-8.04E-01
-8.04E-01
-8.04E-01
-8.84E-01
-8.84E-01
-8.84E-01
-8.84E-01
-9.65E-01
-8.84E-01
-9.65E-01
-9.65E-01
-9.65E-01
-9.65E-01
-1.13E+00
-1.05E+00
-1.05E+00
-1.05E+00
-1.13E+00
-1.05E+00
-1.13E+00
-1.13E+00
-1.21E+00
-1.21E+00
-1.21E+00
-1.21E+00
-1.29E+00
-1.29E+00
-1.29E+00
-1.29E+00
-1.29E+00
-1.29E+00
-1.37E+00
-1.29E+00
-1.37E+00
-1.37E+00
-1.45E+00
-1.45E+00
-1.37E+00
-1.37E+00
-1.45E+00
-1.45E+00
-1.53E+00
-1.53E+00
-1.53E+00
-1.53E+00
-1.61E+00
-1.61E+00
-1.61E+00
-1.61E+00
-1.61E+00
-1.69E+00
-1.69E+00
-1.69E+00
-1.61E+00
-1.77E+00
-1.69E+00
-1.85E+00
-1.77E+00
-1.77E+00
-1.85E+00
-1.77E+00
-1.85E+00
-1.77E+00
-1.77E+00
-1.85E+00
-1.85E+00
-1.85E+00
-2.01E+00
-1.93E+00
-2.01E+00
-1.93E+00
-2.01E+00
-1.93E+00
-2.01E+00
-2.01E+00
-2.09E+00
-2.09E+00
-2.09E+00
-2.09E+00
-2.17E+00
-2.17E+00
-2.17E+00
-2.17E+00
-2.17E+00
-2.17E+00
-2.25E+00
-2.09E+00
-2.17E+00
-2.17E+00
-2.17E+00
-2.25E+00
-2.25E+00
-2.25E+00
-2.33E+00
-2.33E+00
-2.25E+00
-2.33E+00
-2.33E+00
-2.33E+00
-2.33E+00
-2.33E+00
-2.41E+00
-2.41E+00
-2.41E+00
-2.41E+00
-2.41E+00
-2.41E+00
-2.49E+00
-2.41E+00
-2.57E+00
-2.49E+00
-2.49E+00
-2.49E+00
-2.49E+00
-2.49E+00
-2.57E+00
-2.57E+00
-2.57E+00
-2.57E+00
-2.57E+00
-2.65E+00
-2.65E+00
-2.57E+00
-2.65E+00
-2.65E+00
-2.57E+00
-2.65E+00
-2.73E+00
-2.65E+00
-2.73E+00
-2.81E+00
-2.65E+00
-2.65E+00
-2.73E+00
-2.73E+00
-2.73E+00
-2.73E+00
-2.73E+00
-2.73E+00
-2.73E+00
-2.81E+00
-2.73E+00
-2.81E+00
-2.73E+00
-2.89E+00
-2.81E+00
-2.89E+00
-2.73E+00
-2.81E+00
-2.81E+00
-2.81E+00
-2.81E+00
-2.89E+00
-2.89E+00
-2.81E+00
-2.89E+00
-2.89E+00
-2.89E+00
-2.89E+00
-2.89E+00
-2.97E+00
-2.89E+00
-2.89E+00
-2.97E+00
-2.89E+00
-2.97E+00
-2.89E+00
-2.97E+00
-2.97E+00
-2.97E+00
-2.89E+00
-2.97E+00
-2.97E+00
-2.97E+00
-2.89E+00
-2.89E+00
-2.97E+00
-2.97E+00
-2.89E+00
-2.97E+00
-2.97E+00
-3.06E+00
-2.97E+00
-2.97E+00
-2.97E+00
-2.89E+00
-2.97E+00
-2.97E+00
-2.97E+00
-3.06E+00
-3.06E+00
-3.06E+00
-2.97E+00
-2.97E+00
-3.06E+00
-2.97E+00
-3.06E+00
-2.97E+00
-3.06E+00
-3.06E+00
-2.97E+00
-3.06E+00
-3.06E+00
-3.06E+00
-3.06E+00
-2.97E+00
-2.97E+00
-3.06E+00
-3.06E+00
-3.06E+00
-3.06E+00
-3.06E+00
-3.06E+00
-2.97E+00
-3.06E+00
-3.06E+00
-2.97E+00
-2.97E+00
-3.06E+00
-3.06E+00
-3.06E+00
-2.97E+00
-2.97E+00
-3.06E+00
-3.06E+00
-3.06E+00
-2.97E+00
-3.06E+00
-3.06E+00
-3.06E+00
-3.06E+00
-3.06E+00
-2.97E+00
-2.97E+00
-2.97E+00
-2.97E+00
-2.97E+00
-3.06E+00
-2.89E+00
-2.97E+00
-2.97E+00
-2.97E+00
-2.97E+00
-2.97E+00
-2.97E+00
-2.89E+00
-2.97E+00
-2.97E+00
-2.97E+00
-2.97E+00
-2.89E+00
-2.97E+00
-2.89E+00
-2.97E+00
-2.89E+00
-2.89E+00
-2.81E+00
-2.89E+00
-2.89E+00
-2.89E+00
-2.81E+00
-2.81E+00
-2.89E+00
-2.89E+00
-2.97E+00
-2.81E+00
-2.81E+00
-2.89E+00
-2.81E+00
-2.81E+00
-2.81E+00
-2.81E+00
-2.81E+00
-2.81E+00
-2.73E+00
-2.81E+00
-2.81E+00
-2.81E+00
-2.73E+00
-2.81E+00
-2.73E+00
-2.73E+00
-2.73E+00
-2.73E+00
-2.65E+00
-2.65E+00
-2.65E+00
-2.65E+00
-2.65E+00
-2.57E+00
-2.65E+00
-2.65E+00
-2.65E+00
-2.65E+00
-2.65E+00
-2.65E+00
-2.65E+00
-2.49E+00
-2.57E+00
-2.57E+00
-2.57E+00
-2.49E+00
-2.49E+00
-2.49E+00
-2.49E+00
-2.49E+00
-2.49E+00
-2.49E+00
-2.49E+00
-2.41E+00
-2.49E+00
-2.41E+00
-2.41E+00
-2.41E+00
-2.41E+00
-2.41E+00
-2.41E+00
-2.33E+00
-2.33E+00
-2.33E+00
-2.33E+00
-2.33E+00
-2.33E+00
-2.33E+00
-2.33E+00
-2.25E+00
-2.25E+00
-2.17E+00
-2.25E+00
-2.25E+00
-2.17E+00
-2.25E+00
-2.25E+00
-2.25E+00
-2.09E+00
-2.17E+00
-2.17E+00
-2.09E+00
-2.09E+00
-2.09E+00
-2.09E+00
-2.17E+00
-2.01E+00
-2.01E+00
-2.01E+00
-2.01E+00
-2.01E+00
-2.01E+00
-1.93E+00
-1.93E+00
-2.01E+00
-1.93E+00
-1.85E+00
-1.93E+00
-1.85E+00
-1.85E+00
-1.77E+00
-1.85E+00
-1.85E+00
-1.77E+00
-1.77E+00
-1.77E+00
-1.77E+00
-1.69E+00
-1.69E+00
-1.77E+00
-1.69E+00
-1.61E+00
-1.69E+00
-1.53E+00
-1.61E+00
-1.61E+00
-1.61E+00
-1.53E+00
-1.53E+00
-1.61E+00
-1.53E+00
-1.53E+00
-1.53E+00
-1.53E+00
-1.45E+00
-1.37E+00
-1.45E+00
-1.45E+00
-1.45E+00
-1.37E+00
-1.37E+00
-1.37E+00
-1.29E+00
-1.37E+00
-1.29E+00
-1.29E+00
-1.29E+00
-1.37E+00
-1.21E+00
-1.21E+00
-1.13E+00
-1.21E+00
-1.21E+00
-1.13E+00
-1.13E+00
-1.13E+00
-1.13E+00
-1.05E+00
-1.05E+00
-1.05E+00
-9.65E-01
-9.65E-01
-9.65E-01
-1.05E+00
-9.65E-01
-9.65E-01
-8.84E-01
-8.84E-01
-8.84E-01
-8.04E-01
-8.04E-01
-8.04E-01
-7.24E-01
-8.04E-01
-8.04E-01
-7.24E-01
-7.24E-01
-6.43E-01
-6.43E-01
-6.43E-01
-7.24E-01
-6.43E-01
-6.43E-01
-6.43E-01
-5.63E-01
-5.63E-01
-5.63E-01
-5.63E-01
-4.82E-01
-4.82E-01
-4.82E-01
-4.82E-01
-4.82E-01
-4.02E-01
-4.82E-01
-4.02E-01
-4.02E-01
-3.22E-01
-3.22E-01
-3.22E-01
-2.41E-01
-3.22E-01
-2.41E-01
-2.41E-01
-2.41E-01
-2.41E-01
-1.61E-01
-1.61E-01
-1.61E-01
-8.04E-02
-8.04E-02
-8.04E-02
0.00E+00
-8.04E-02
-8.04E-02
0.00E+00
-8.04E-02];

%scatter(x,y,'filled')
%hold on
%scatter(x,y,'filled')
plot(t,x)
hold on
plot(t,y)
grid on
xlabel('Voltaje (V)') 
ylabel('Corriente (A)')

%xticks([0 0.45 0.5 0.55 0.6 0.65 0.7 0.75 0.8 1])
%xticklabels({'0','0.45','0.5','0.55','0.6','0.65','0.7','0.75','0.8','1'})
%yticks([0  0.0015 0.006 0.019 0.038 0.06])
